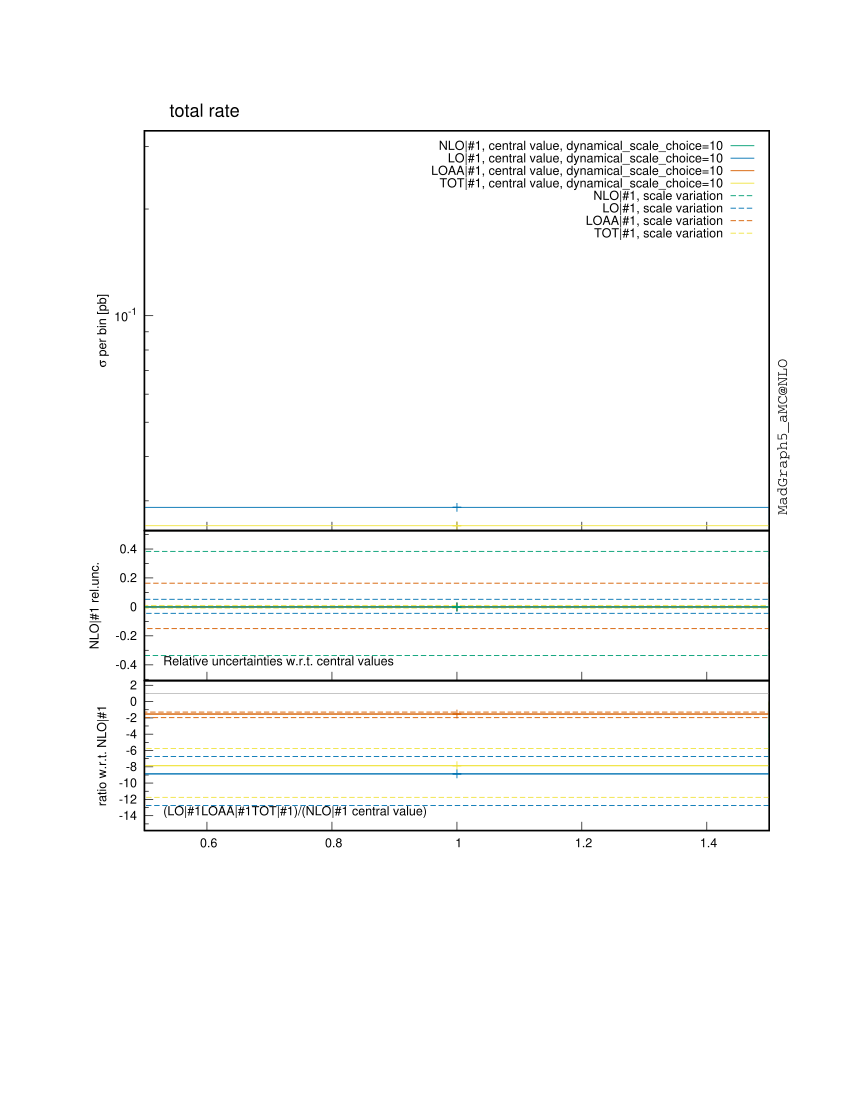

This chart was generated by the following gnuplot code:

################################################################################
#
# This gnuplot file was generated by MadGraph5_aMC@NLO project, a program which 
# automatically generates Feynman diagrams and matrix elements for arbitrary
# high-energy processes in the Standard Model and beyond. It also perform the
# integration and/or generate events for these processes, at LO and NLO accuracy.
#
# For more information, visit madgraph.phys.ucl.ac.be and amcatnlo.web.cern.ch
#
################################################################################
# /farmstorage/marcozaro/MadGraph/mg5amcnlo/mupmum_tt_nlo/bin/internal/histograms.py /farmstorage/marcozaro/MadGraph/mg5amcnlo/mupmum_tt_nlo/SubProcesses/P0_mupmum_ttx/all_G1_37/MADatNLO.HwU /farmstorage/marcozaro/MadGraph/mg5amcnlo/mupmum_tt_nlo/SubProcesses/P0_mupmum_ttx/all_G1_56/MADatNLO.HwU /farmstorage/marcozaro/MadGraph/mg5amcnlo/mupmum_tt_nlo/SubProcesses/P0_mupmum_ttx/all_G1_53/MADatNLO.HwU /farmstorage/marcozaro/MadGraph/mg5amcnlo/mupmum_tt_nlo/SubProcesses/P0_mupmum_ttx/all_G1_35/MADatNLO.HwU /farmstorage/marcozaro/MadGraph/mg5amcnlo/mupmum_tt_nlo/SubProcesses/P0_mupmum_ttx/all_G1_6/MADatNLO.HwU /farmstorage/marcozaro/MadGraph/mg5amcnlo/mupmum_tt_nlo/SubProcesses/P0_mupmum_ttx/all_G1_33/MADatNLO.HwU /farmstorage/marcozaro/MadGraph/mg5amcnlo/mupmum_tt_nlo/SubProcesses/P0_mupmum_ttx/all_G1_21/MADatNLO.HwU /farmstorage/marcozaro/MadGraph/mg5amcnlo/mupmum_tt_nlo/SubProcesses/P0_mupmum_ttx/all_G1_85/MADatNLO.HwU /farmstorage/marcozaro/MadGraph/mg5amcnlo/mupmum_tt_nlo/SubProcesses/P0_mupmum_ttx/all_G1_52/MADatNLO.HwU /farmstorage/marcozaro/MadGraph/mg5amcnlo/mupmum_tt_nlo/SubProcesses/P0_mupmum_ttx/all_G1_61/MADatNLO.HwU /farmstorage/marcozaro/MadGraph/mg5amcnlo/mupmum_tt_nlo/SubProcesses/P0_mupmum_ttx/all_G1_59/MADatNLO.HwU /farmstorage/marcozaro/MadGraph/mg5amcnlo/mupmum_tt_nlo/SubProcesses/P0_mupmum_ttx/all_G1_51/MADatNLO.HwU /farmstorage/marcozaro/MadGraph/mg5amcnlo/mupmum_tt_nlo/SubProcesses/P0_mupmum_ttx/all_G1_79/MADatNLO.HwU /farmstorage/marcozaro/MadGraph/mg5amcnlo/mupmum_tt_nlo/SubProcesses/P0_mupmum_ttx/all_G1_87/MADatNLO.HwU /farmstorage/marcozaro/MadGraph/mg5amcnlo/mupmum_tt_nlo/SubProcesses/P0_mupmum_ttx/all_G1_43/MADatNLO.HwU /farmstorage/marcozaro/MadGraph/mg5amcnlo/mupmum_tt_nlo/SubProcesses/P0_mupmum_ttx/all_G1_22/MADatNLO.HwU /farmstorage/marcozaro/MadGraph/mg5amcnlo/mupmum_tt_nlo/SubProcesses/P0_mupmum_ttx/all_G1_1/MADatNLO.HwU /farmstorage/marcozaro/MadGraph/mg5amcnlo/mupmum_tt_nlo/SubProcesses/P0_mupmum_ttx/all_G1_65/MADatNLO.HwU /farmstorage/marcozaro/MadGraph/mg5amcnlo/mupmum_tt_nlo/SubProcesses/P0_mupmum_ttx/all_G1_20/MADatNLO.HwU /farmstorage/marcozaro/MadGraph/mg5amcnlo/mupmum_tt_nlo/SubProcesses/P0_mupmum_ttx/all_G1_67/MADatNLO.HwU /farmstorage/marcozaro/MadGraph/mg5amcnlo/mupmum_tt_nlo/SubProcesses/P0_mupmum_ttx/all_G1_48/MADatNLO.HwU /farmstorage/marcozaro/MadGraph/mg5amcnlo/mupmum_tt_nlo/SubProcesses/P0_mupmum_ttx/all_G1_40/MADatNLO.HwU /farmstorage/marcozaro/MadGraph/mg5amcnlo/mupmum_tt_nlo/SubProcesses/P0_mupmum_ttx/all_G1_71/MADatNLO.HwU /farmstorage/marcozaro/MadGraph/mg5amcnlo/mupmum_tt_nlo/SubProcesses/P0_mupmum_ttx/all_G1_78/MADatNLO.HwU /farmstorage/marcozaro/MadGraph/mg5amcnlo/mupmum_tt_nlo/SubProcesses/P0_mupmum_ttx/all_G1_68/MADatNLO.HwU /farmstorage/marcozaro/MadGraph/mg5amcnlo/mupmum_tt_nlo/SubProcesses/P0_mupmum_ttx/all_G1_69/MADatNLO.HwU /farmstorage/marcozaro/MadGraph/mg5amcnlo/mupmum_tt_nlo/SubProcesses/P0_mupmum_ttx/all_G1_77/MADatNLO.HwU /farmstorage/marcozaro/MadGraph/mg5amcnlo/mupmum_tt_nlo/SubProcesses/P0_mupmum_ttx/all_G1_24/MADatNLO.HwU /farmstorage/marcozaro/MadGraph/mg5amcnlo/mupmum_tt_nlo/SubProcesses/P0_mupmum_ttx/all_G1_5/MADatNLO.HwU /farmstorage/marcozaro/MadGraph/mg5amcnlo/mupmum_tt_nlo/SubProcesses/P0_mupmum_ttx/all_G1_50/MADatNLO.HwU /farmstorage/marcozaro/MadGraph/mg5amcnlo/mupmum_tt_nlo/SubProcesses/P0_mupmum_ttx/all_G1_83/MADatNLO.HwU /farmstorage/marcozaro/MadGraph/mg5amcnlo/mupmum_tt_nlo/SubProcesses/P0_mupmum_ttx/all_G1_30/MADatNLO.HwU /farmstorage/marcozaro/MadGraph/mg5amcnlo/mupmum_tt_nlo/SubProcesses/P0_mupmum_ttx/all_G1_70/MADatNLO.HwU /farmstorage/marcozaro/MadGraph/mg5amcnlo/mupmum_tt_nlo/SubProcesses/P0_mupmum_ttx/all_G1_57/MADatNLO.HwU /farmstorage/marcozaro/MadGraph/mg5amcnlo/mupmum_tt_nlo/SubProcesses/P0_mupmum_ttx/all_G1_15/MADatNLO.HwU /farmstorage/marcozaro/MadGraph/mg5amcnlo/mupmum_tt_nlo/SubProcesses/P0_mupmum_ttx/all_G1_86/MADatNLO.HwU /farmstorage/marcozaro/MadGraph/mg5amcnlo/mupmum_tt_nlo/SubProcesses/P0_mupmum_ttx/all_G1_82/MADatNLO.HwU /farmstorage/marcozaro/MadGraph/mg5amcnlo/mupmum_tt_nlo/SubProcesses/P0_mupmum_ttx/all_G1_62/MADatNLO.HwU /farmstorage/marcozaro/MadGraph/mg5amcnlo/mupmum_tt_nlo/SubProcesses/P0_mupmum_ttx/all_G1_55/MADatNLO.HwU /farmstorage/marcozaro/MadGraph/mg5amcnlo/mupmum_tt_nlo/SubProcesses/P0_mupmum_ttx/all_G1_10/MADatNLO.HwU /farmstorage/marcozaro/MadGraph/mg5amcnlo/mupmum_tt_nlo/SubProcesses/P0_mupmum_ttx/all_G1_49/MADatNLO.HwU /farmstorage/marcozaro/MadGraph/mg5amcnlo/mupmum_tt_nlo/SubProcesses/P0_mupmum_ttx/all_G1_39/MADatNLO.HwU /farmstorage/marcozaro/MadGraph/mg5amcnlo/mupmum_tt_nlo/SubProcesses/P0_mupmum_ttx/all_G1_58/MADatNLO.HwU /farmstorage/marcozaro/MadGraph/mg5amcnlo/mupmum_tt_nlo/SubProcesses/P0_mupmum_ttx/all_G1_36/MADatNLO.HwU /farmstorage/marcozaro/MadGraph/mg5amcnlo/mupmum_tt_nlo/SubProcesses/P0_mupmum_ttx/all_G1_28/MADatNLO.HwU /farmstorage/marcozaro/MadGraph/mg5amcnlo/mupmum_tt_nlo/SubProcesses/P0_mupmum_ttx/all_G1_46/MADatNLO.HwU /farmstorage/marcozaro/MadGraph/mg5amcnlo/mupmum_tt_nlo/SubProcesses/P0_mupmum_ttx/all_G1_80/MADatNLO.HwU /farmstorage/marcozaro/MadGraph/mg5amcnlo/mupmum_tt_nlo/SubProcesses/P0_mupmum_ttx/all_G1_60/MADatNLO.HwU /farmstorage/marcozaro/MadGraph/mg5amcnlo/mupmum_tt_nlo/SubProcesses/P0_mupmum_ttx/all_G1_8/MADatNLO.HwU /farmstorage/marcozaro/MadGraph/mg5amcnlo/mupmum_tt_nlo/SubProcesses/P0_mupmum_ttx/all_G1_41/MADatNLO.HwU /farmstorage/marcozaro/MadGraph/mg5amcnlo/mupmum_tt_nlo/SubProcesses/P0_mupmum_ttx/all_G1_66/MADatNLO.HwU /farmstorage/marcozaro/MadGraph/mg5amcnlo/mupmum_tt_nlo/SubProcesses/P0_mupmum_ttx/all_G1_84/MADatNLO.HwU /farmstorage/marcozaro/MadGraph/mg5amcnlo/mupmum_tt_nlo/SubProcesses/P0_mupmum_ttx/all_G1_25/MADatNLO.HwU /farmstorage/marcozaro/MadGraph/mg5amcnlo/mupmum_tt_nlo/SubProcesses/P0_mupmum_ttx/all_G1_73/MADatNLO.HwU /farmstorage/marcozaro/MadGraph/mg5amcnlo/mupmum_tt_nlo/SubProcesses/P0_mupmum_ttx/all_G1_44/MADatNLO.HwU /farmstorage/marcozaro/MadGraph/mg5amcnlo/mupmum_tt_nlo/SubProcesses/P0_mupmum_ttx/all_G1_42/MADatNLO.HwU /farmstorage/marcozaro/MadGraph/mg5amcnlo/mupmum_tt_nlo/SubProcesses/P0_mupmum_ttx/all_G1_81/MADatNLO.HwU /farmstorage/marcozaro/MadGraph/mg5amcnlo/mupmum_tt_nlo/SubProcesses/P0_mupmum_ttx/all_G1_2/MADatNLO.HwU /farmstorage/marcozaro/MadGraph/mg5amcnlo/mupmum_tt_nlo/SubProcesses/P0_mupmum_ttx/all_G1_18/MADatNLO.HwU /farmstorage/marcozaro/MadGraph/mg5amcnlo/mupmum_tt_nlo/SubProcesses/P0_mupmum_ttx/all_G1_29/MADatNLO.HwU /farmstorage/marcozaro/MadGraph/mg5amcnlo/mupmum_tt_nlo/SubProcesses/P0_mupmum_ttx/all_G1_12/MADatNLO.HwU /farmstorage/marcozaro/MadGraph/mg5amcnlo/mupmum_tt_nlo/SubProcesses/P0_mupmum_ttx/all_G1_19/MADatNLO.HwU /farmstorage/marcozaro/MadGraph/mg5amcnlo/mupmum_tt_nlo/SubProcesses/P0_mupmum_ttx/all_G1_63/MADatNLO.HwU /farmstorage/marcozaro/MadGraph/mg5amcnlo/mupmum_tt_nlo/SubProcesses/P0_mupmum_ttx/all_G1_16/MADatNLO.HwU /farmstorage/marcozaro/MadGraph/mg5amcnlo/mupmum_tt_nlo/SubProcesses/P0_mupmum_ttx/all_G1_26/MADatNLO.HwU /farmstorage/marcozaro/MadGraph/mg5amcnlo/mupmum_tt_nlo/SubProcesses/P0_mupmum_ttx/all_G1_38/MADatNLO.HwU /farmstorage/marcozaro/MadGraph/mg5amcnlo/mupmum_tt_nlo/SubProcesses/P0_mupmum_ttx/all_G1_7/MADatNLO.HwU /farmstorage/marcozaro/MadGraph/mg5amcnlo/mupmum_tt_nlo/SubProcesses/P0_mupmum_ttx/all_G1_27/MADatNLO.HwU /farmstorage/marcozaro/MadGraph/mg5amcnlo/mupmum_tt_nlo/SubProcesses/P0_mupmum_ttx/all_G1_31/MADatNLO.HwU /farmstorage/marcozaro/MadGraph/mg5amcnlo/mupmum_tt_nlo/SubProcesses/P0_mupmum_ttx/all_G1_45/MADatNLO.HwU /farmstorage/marcozaro/MadGraph/mg5amcnlo/mupmum_tt_nlo/SubProcesses/P0_mupmum_ttx/all_G1_75/MADatNLO.HwU /farmstorage/marcozaro/MadGraph/mg5amcnlo/mupmum_tt_nlo/SubProcesses/P0_mupmum_ttx/all_G1_11/MADatNLO.HwU /farmstorage/marcozaro/MadGraph/mg5amcnlo/mupmum_tt_nlo/SubProcesses/P0_mupmum_ttx/all_G1_3/MADatNLO.HwU /farmstorage/marcozaro/MadGraph/mg5amcnlo/mupmum_tt_nlo/SubProcesses/P0_mupmum_ttx/all_G1_14/MADatNLO.HwU /farmstorage/marcozaro/MadGraph/mg5amcnlo/mupmum_tt_nlo/SubProcesses/P0_mupmum_ttx/all_G1_74/MADatNLO.HwU /farmstorage/marcozaro/MadGraph/mg5amcnlo/mupmum_tt_nlo/SubProcesses/P0_mupmum_ttx/all_G1_32/MADatNLO.HwU /farmstorage/marcozaro/MadGraph/mg5amcnlo/mupmum_tt_nlo/SubProcesses/P0_mupmum_ttx/all_G1_72/MADatNLO.HwU /farmstorage/marcozaro/MadGraph/mg5amcnlo/mupmum_tt_nlo/SubProcesses/P0_mupmum_ttx/all_G1_34/MADatNLO.HwU /farmstorage/marcozaro/MadGraph/mg5amcnlo/mupmum_tt_nlo/SubProcesses/P0_mupmum_ttx/all_G1_47/MADatNLO.HwU /farmstorage/marcozaro/MadGraph/mg5amcnlo/mupmum_tt_nlo/SubProcesses/P0_mupmum_ttx/all_G1_13/MADatNLO.HwU /farmstorage/marcozaro/MadGraph/mg5amcnlo/mupmum_tt_nlo/SubProcesses/P0_mupmum_ttx/all_G1_17/MADatNLO.HwU /farmstorage/marcozaro/MadGraph/mg5amcnlo/mupmum_tt_nlo/SubProcesses/P0_mupmum_ttx/all_G1_9/MADatNLO.HwU /farmstorage/marcozaro/MadGraph/mg5amcnlo/mupmum_tt_nlo/SubProcesses/P0_mupmum_ttx/all_G1_64/MADatNLO.HwU /farmstorage/marcozaro/MadGraph/mg5amcnlo/mupmum_tt_nlo/SubProcesses/P0_mupmum_ttx/all_G1_4/MADatNLO.HwU /farmstorage/marcozaro/MadGraph/mg5amcnlo/mupmum_tt_nlo/SubProcesses/P0_mupmum_ttx/all_G1_76/MADatNLO.HwU /farmstorage/marcozaro/MadGraph/mg5amcnlo/mupmum_tt_nlo/SubProcesses/P0_mupmum_ttx/all_G1_23/MADatNLO.HwU /farmstorage/marcozaro/MadGraph/mg5amcnlo/mupmum_tt_nlo/SubProcesses/P0_mupmum_ttx/all_G1_54/MADatNLO.HwU /farmstorage/marcozaro/MadGraph/mg5amcnlo/mupmum_tt_nlo/SubProcesses/P0_aa_ttx/all_G1_97/MADatNLO.HwU /farmstorage/marcozaro/MadGraph/mg5amcnlo/mupmum_tt_nlo/SubProcesses/P0_aa_ttx/all_G1_40/MADatNLO.HwU /farmstorage/marcozaro/MadGraph/mg5amcnlo/mupmum_tt_nlo/SubProcesses/P0_aa_ttx/all_G1_13/MADatNLO.HwU /farmstorage/marcozaro/MadGraph/mg5amcnlo/mupmum_tt_nlo/SubProcesses/P0_aa_ttx/all_G1_18/MADatNLO.HwU /farmstorage/marcozaro/MadGraph/mg5amcnlo/mupmum_tt_nlo/SubProcesses/P0_aa_ttx/all_G1_26/MADatNLO.HwU /farmstorage/marcozaro/MadGraph/mg5amcnlo/mupmum_tt_nlo/SubProcesses/P0_aa_ttx/all_G1_22/MADatNLO.HwU /farmstorage/marcozaro/MadGraph/mg5amcnlo/mupmum_tt_nlo/SubProcesses/P0_aa_ttx/all_G1_56/MADatNLO.HwU /farmstorage/marcozaro/MadGraph/mg5amcnlo/mupmum_tt_nlo/SubProcesses/P0_aa_ttx/all_G1_58/MADatNLO.HwU /farmstorage/marcozaro/MadGraph/mg5amcnlo/mupmum_tt_nlo/SubProcesses/P0_aa_ttx/all_G1_93/MADatNLO.HwU /farmstorage/marcozaro/MadGraph/mg5amcnlo/mupmum_tt_nlo/SubProcesses/P0_aa_ttx/all_G1_84/MADatNLO.HwU /farmstorage/marcozaro/MadGraph/mg5amcnlo/mupmum_tt_nlo/SubProcesses/P0_aa_ttx/all_G1_100/MADatNLO.HwU /farmstorage/marcozaro/MadGraph/mg5amcnlo/mupmum_tt_nlo/SubProcesses/P0_aa_ttx/all_G1_82/MADatNLO.HwU /farmstorage/marcozaro/MadGraph/mg5amcnlo/mupmum_tt_nlo/SubProcesses/P0_aa_ttx/all_G1_92/MADatNLO.HwU /farmstorage/marcozaro/MadGraph/mg5amcnlo/mupmum_tt_nlo/SubProcesses/P0_aa_ttx/all_G1_31/MADatNLO.HwU /farmstorage/marcozaro/MadGraph/mg5amcnlo/mupmum_tt_nlo/SubProcesses/P0_aa_ttx/all_G1_78/MADatNLO.HwU /farmstorage/marcozaro/MadGraph/mg5amcnlo/mupmum_tt_nlo/SubProcesses/P0_aa_ttx/all_G1_95/MADatNLO.HwU /farmstorage/marcozaro/MadGraph/mg5amcnlo/mupmum_tt_nlo/SubProcesses/P0_aa_ttx/all_G1_39/MADatNLO.HwU /farmstorage/marcozaro/MadGraph/mg5amcnlo/mupmum_tt_nlo/SubProcesses/P0_aa_ttx/all_G1_30/MADatNLO.HwU /farmstorage/marcozaro/MadGraph/mg5amcnlo/mupmum_tt_nlo/SubProcesses/P0_aa_ttx/all_G1_16/MADatNLO.HwU /farmstorage/marcozaro/MadGraph/mg5amcnlo/mupmum_tt_nlo/SubProcesses/P0_aa_ttx/all_G1_24/MADatNLO.HwU /farmstorage/marcozaro/MadGraph/mg5amcnlo/mupmum_tt_nlo/SubProcesses/P0_aa_ttx/all_G1_27/MADatNLO.HwU /farmstorage/marcozaro/MadGraph/mg5amcnlo/mupmum_tt_nlo/SubProcesses/P0_aa_ttx/all_G1_60/MADatNLO.HwU /farmstorage/marcozaro/MadGraph/mg5amcnlo/mupmum_tt_nlo/SubProcesses/P0_aa_ttx/all_G1_73/MADatNLO.HwU /farmstorage/marcozaro/MadGraph/mg5amcnlo/mupmum_tt_nlo/SubProcesses/P0_aa_ttx/all_G1_98/MADatNLO.HwU /farmstorage/marcozaro/MadGraph/mg5amcnlo/mupmum_tt_nlo/SubProcesses/P0_aa_ttx/all_G1_61/MADatNLO.HwU /farmstorage/marcozaro/MadGraph/mg5amcnlo/mupmum_tt_nlo/SubProcesses/P0_aa_ttx/all_G1_87/MADatNLO.HwU /farmstorage/marcozaro/MadGraph/mg5amcnlo/mupmum_tt_nlo/SubProcesses/P0_aa_ttx/all_G1_83/MADatNLO.HwU /farmstorage/marcozaro/MadGraph/mg5amcnlo/mupmum_tt_nlo/SubProcesses/P0_aa_ttx/all_G1_77/MADatNLO.HwU /farmstorage/marcozaro/MadGraph/mg5amcnlo/mupmum_tt_nlo/SubProcesses/P0_aa_ttx/all_G1_63/MADatNLO.HwU /farmstorage/marcozaro/MadGraph/mg5amcnlo/mupmum_tt_nlo/SubProcesses/P0_aa_ttx/all_G1_67/MADatNLO.HwU /farmstorage/marcozaro/MadGraph/mg5amcnlo/mupmum_tt_nlo/SubProcesses/P0_aa_ttx/all_G1_49/MADatNLO.HwU /farmstorage/marcozaro/MadGraph/mg5amcnlo/mupmum_tt_nlo/SubProcesses/P0_aa_ttx/all_G1_88/MADatNLO.HwU /farmstorage/marcozaro/MadGraph/mg5amcnlo/mupmum_tt_nlo/SubProcesses/P0_aa_ttx/all_G1_47/MADatNLO.HwU /farmstorage/marcozaro/MadGraph/mg5amcnlo/mupmum_tt_nlo/SubProcesses/P0_aa_ttx/all_G1_41/MADatNLO.HwU /farmstorage/marcozaro/MadGraph/mg5amcnlo/mupmum_tt_nlo/SubProcesses/P0_aa_ttx/all_G1_89/MADatNLO.HwU /farmstorage/marcozaro/MadGraph/mg5amcnlo/mupmum_tt_nlo/SubProcesses/P0_aa_ttx/all_G1_28/MADatNLO.HwU /farmstorage/marcozaro/MadGraph/mg5amcnlo/mupmum_tt_nlo/SubProcesses/P0_aa_ttx/all_G1_10/MADatNLO.HwU /farmstorage/marcozaro/MadGraph/mg5amcnlo/mupmum_tt_nlo/SubProcesses/P0_aa_ttx/all_G1_34/MADatNLO.HwU /farmstorage/marcozaro/MadGraph/mg5amcnlo/mupmum_tt_nlo/SubProcesses/P0_aa_ttx/all_G1_1/MADatNLO.HwU /farmstorage/marcozaro/MadGraph/mg5amcnlo/mupmum_tt_nlo/SubProcesses/P0_aa_ttx/all_G1_15/MADatNLO.HwU /farmstorage/marcozaro/MadGraph/mg5amcnlo/mupmum_tt_nlo/SubProcesses/P0_aa_ttx/all_G1_36/MADatNLO.HwU /farmstorage/marcozaro/MadGraph/mg5amcnlo/mupmum_tt_nlo/SubProcesses/P0_aa_ttx/all_G1_9/MADatNLO.HwU /farmstorage/marcozaro/MadGraph/mg5amcnlo/mupmum_tt_nlo/SubProcesses/P0_aa_ttx/all_G1_66/MADatNLO.HwU /farmstorage/marcozaro/MadGraph/mg5amcnlo/mupmum_tt_nlo/SubProcesses/P0_aa_ttx/all_G1_52/MADatNLO.HwU /farmstorage/marcozaro/MadGraph/mg5amcnlo/mupmum_tt_nlo/SubProcesses/P0_aa_ttx/all_G1_20/MADatNLO.HwU /farmstorage/marcozaro/MadGraph/mg5amcnlo/mupmum_tt_nlo/SubProcesses/P0_aa_ttx/all_G1_91/MADatNLO.HwU /farmstorage/marcozaro/MadGraph/mg5amcnlo/mupmum_tt_nlo/SubProcesses/P0_aa_ttx/all_G1_2/MADatNLO.HwU /farmstorage/marcozaro/MadGraph/mg5amcnlo/mupmum_tt_nlo/SubProcesses/P0_aa_ttx/all_G1_45/MADatNLO.HwU /farmstorage/marcozaro/MadGraph/mg5amcnlo/mupmum_tt_nlo/SubProcesses/P0_aa_ttx/all_G1_99/MADatNLO.HwU /farmstorage/marcozaro/MadGraph/mg5amcnlo/mupmum_tt_nlo/SubProcesses/P0_aa_ttx/all_G1_44/MADatNLO.HwU /farmstorage/marcozaro/MadGraph/mg5amcnlo/mupmum_tt_nlo/SubProcesses/P0_aa_ttx/all_G1_62/MADatNLO.HwU /farmstorage/marcozaro/MadGraph/mg5amcnlo/mupmum_tt_nlo/SubProcesses/P0_aa_ttx/all_G1_94/MADatNLO.HwU /farmstorage/marcozaro/MadGraph/mg5amcnlo/mupmum_tt_nlo/SubProcesses/P0_aa_ttx/all_G1_80/MADatNLO.HwU /farmstorage/marcozaro/MadGraph/mg5amcnlo/mupmum_tt_nlo/SubProcesses/P0_aa_ttx/all_G1_11/MADatNLO.HwU /farmstorage/marcozaro/MadGraph/mg5amcnlo/mupmum_tt_nlo/SubProcesses/P0_aa_ttx/all_G1_6/MADatNLO.HwU /farmstorage/marcozaro/MadGraph/mg5amcnlo/mupmum_tt_nlo/SubProcesses/P0_aa_ttx/all_G1_8/MADatNLO.HwU /farmstorage/marcozaro/MadGraph/mg5amcnlo/mupmum_tt_nlo/SubProcesses/P0_aa_ttx/all_G1_46/MADatNLO.HwU /farmstorage/marcozaro/MadGraph/mg5amcnlo/mupmum_tt_nlo/SubProcesses/P0_aa_ttx/all_G1_79/MADatNLO.HwU /farmstorage/marcozaro/MadGraph/mg5amcnlo/mupmum_tt_nlo/SubProcesses/P0_aa_ttx/all_G1_51/MADatNLO.HwU /farmstorage/marcozaro/MadGraph/mg5amcnlo/mupmum_tt_nlo/SubProcesses/P0_aa_ttx/all_G1_68/MADatNLO.HwU /farmstorage/marcozaro/MadGraph/mg5amcnlo/mupmum_tt_nlo/SubProcesses/P0_aa_ttx/all_G1_53/MADatNLO.HwU /farmstorage/marcozaro/MadGraph/mg5amcnlo/mupmum_tt_nlo/SubProcesses/P0_aa_ttx/all_G1_54/MADatNLO.HwU /farmstorage/marcozaro/MadGraph/mg5amcnlo/mupmum_tt_nlo/SubProcesses/P0_aa_ttx/all_G1_17/MADatNLO.HwU /farmstorage/marcozaro/MadGraph/mg5amcnlo/mupmum_tt_nlo/SubProcesses/P0_aa_ttx/all_G1_81/MADatNLO.HwU /farmstorage/marcozaro/MadGraph/mg5amcnlo/mupmum_tt_nlo/SubProcesses/P0_aa_ttx/all_G1_55/MADatNLO.HwU /farmstorage/marcozaro/MadGraph/mg5amcnlo/mupmum_tt_nlo/SubProcesses/P0_aa_ttx/all_G1_7/MADatNLO.HwU /farmstorage/marcozaro/MadGraph/mg5amcnlo/mupmum_tt_nlo/SubProcesses/P0_aa_ttx/all_G1_23/MADatNLO.HwU /farmstorage/marcozaro/MadGraph/mg5amcnlo/mupmum_tt_nlo/SubProcesses/P0_aa_ttx/all_G1_65/MADatNLO.HwU /farmstorage/marcozaro/MadGraph/mg5amcnlo/mupmum_tt_nlo/SubProcesses/P0_aa_ttx/all_G1_35/MADatNLO.HwU /farmstorage/marcozaro/MadGraph/mg5amcnlo/mupmum_tt_nlo/SubProcesses/P0_aa_ttx/all_G1_4/MADatNLO.HwU /farmstorage/marcozaro/MadGraph/mg5amcnlo/mupmum_tt_nlo/SubProcesses/P0_aa_ttx/all_G1_21/MADatNLO.HwU /farmstorage/marcozaro/MadGraph/mg5amcnlo/mupmum_tt_nlo/SubProcesses/P0_aa_ttx/all_G1_29/MADatNLO.HwU /farmstorage/marcozaro/MadGraph/mg5amcnlo/mupmum_tt_nlo/SubProcesses/P0_aa_ttx/all_G1_74/MADatNLO.HwU /farmstorage/marcozaro/MadGraph/mg5amcnlo/mupmum_tt_nlo/SubProcesses/P0_aa_ttx/all_G1_75/MADatNLO.HwU /farmstorage/marcozaro/MadGraph/mg5amcnlo/mupmum_tt_nlo/SubProcesses/P0_aa_ttx/all_G1_25/MADatNLO.HwU /farmstorage/marcozaro/MadGraph/mg5amcnlo/mupmum_tt_nlo/SubProcesses/P0_aa_ttx/all_G1_69/MADatNLO.HwU /farmstorage/marcozaro/MadGraph/mg5amcnlo/mupmum_tt_nlo/SubProcesses/P0_aa_ttx/all_G1_86/MADatNLO.HwU /farmstorage/marcozaro/MadGraph/mg5amcnlo/mupmum_tt_nlo/SubProcesses/P0_aa_ttx/all_G1_70/MADatNLO.HwU /farmstorage/marcozaro/MadGraph/mg5amcnlo/mupmum_tt_nlo/SubProcesses/P0_aa_ttx/all_G1_85/MADatNLO.HwU /farmstorage/marcozaro/MadGraph/mg5amcnlo/mupmum_tt_nlo/SubProcesses/P0_aa_ttx/all_G1_76/MADatNLO.HwU /farmstorage/marcozaro/MadGraph/mg5amcnlo/mupmum_tt_nlo/SubProcesses/P0_aa_ttx/all_G1_50/MADatNLO.HwU /farmstorage/marcozaro/MadGraph/mg5amcnlo/mupmum_tt_nlo/SubProcesses/P0_aa_ttx/all_G1_96/MADatNLO.HwU /farmstorage/marcozaro/MadGraph/mg5amcnlo/mupmum_tt_nlo/SubProcesses/P0_aa_ttx/all_G1_19/MADatNLO.HwU /farmstorage/marcozaro/MadGraph/mg5amcnlo/mupmum_tt_nlo/SubProcesses/P0_aa_ttx/all_G1_14/MADatNLO.HwU /farmstorage/marcozaro/MadGraph/mg5amcnlo/mupmum_tt_nlo/SubProcesses/P0_aa_ttx/all_G1_33/MADatNLO.HwU /farmstorage/marcozaro/MadGraph/mg5amcnlo/mupmum_tt_nlo/SubProcesses/P0_aa_ttx/all_G1_57/MADatNLO.HwU /farmstorage/marcozaro/MadGraph/mg5amcnlo/mupmum_tt_nlo/SubProcesses/P0_aa_ttx/all_G1_43/MADatNLO.HwU /farmstorage/marcozaro/MadGraph/mg5amcnlo/mupmum_tt_nlo/SubProcesses/P0_aa_ttx/all_G1_64/MADatNLO.HwU /farmstorage/marcozaro/MadGraph/mg5amcnlo/mupmum_tt_nlo/SubProcesses/P0_aa_ttx/all_G1_90/MADatNLO.HwU /farmstorage/marcozaro/MadGraph/mg5amcnlo/mupmum_tt_nlo/SubProcesses/P0_aa_ttx/all_G1_59/MADatNLO.HwU /farmstorage/marcozaro/MadGraph/mg5amcnlo/mupmum_tt_nlo/SubProcesses/P0_aa_ttx/all_G1_71/MADatNLO.HwU /farmstorage/marcozaro/MadGraph/mg5amcnlo/mupmum_tt_nlo/SubProcesses/P0_aa_ttx/all_G1_32/MADatNLO.HwU /farmstorage/marcozaro/MadGraph/mg5amcnlo/mupmum_tt_nlo/SubProcesses/P0_aa_ttx/all_G1_72/MADatNLO.HwU /farmstorage/marcozaro/MadGraph/mg5amcnlo/mupmum_tt_nlo/SubProcesses/P0_aa_ttx/all_G1_38/MADatNLO.HwU /farmstorage/marcozaro/MadGraph/mg5amcnlo/mupmum_tt_nlo/SubProcesses/P0_aa_ttx/all_G1_12/MADatNLO.HwU /farmstorage/marcozaro/MadGraph/mg5amcnlo/mupmum_tt_nlo/SubProcesses/P0_aa_ttx/all_G1_42/MADatNLO.HwU /farmstorage/marcozaro/MadGraph/mg5amcnlo/mupmum_tt_nlo/SubProcesses/P0_aa_ttx/all_G1_37/MADatNLO.HwU /farmstorage/marcozaro/MadGraph/mg5amcnlo/mupmum_tt_nlo/SubProcesses/P0_aa_ttx/all_G1_3/MADatNLO.HwU /farmstorage/marcozaro/MadGraph/mg5amcnlo/mupmum_tt_nlo/SubProcesses/P0_aa_ttx/all_G1_5/MADatNLO.HwU /farmstorage/marcozaro/MadGraph/mg5amcnlo/mupmum_tt_nlo/SubProcesses/P0_aa_ttx/all_G1_48/MADatNLO.HwU --out=/farmstorage/marcozaro/MadGraph/mg5amcnlo/mupmum_tt_nlo/Events/run_3tev_NLO/MADatNLO --gnuplot --band=[] --lhapdf-config=/home/marcozaro/LHAPDF6/bin/lhapdf-config --sum --keep_all_weights --no_open
reset

set lmargin 10
set rmargin 0
set terminal postscript portrait enhanced color "Helvetica" 9 
# The pdf terminal offers transparency support, but you will have to adapt things a bit
#set terminal pdf enhanced font "Helvetica 12" lw 1.0 dashed size 29.7cm, 21cm
set key font ",9"
set key samplen "2"
set output "MADatNLO.ps"

# This is the "PODO" color palette of gnuplot v.5, but with the order
# changed: palette of colors selected to be easily distinguishable by
# color-blind individuals with either protanopia or deuteranopia. Bang
# Wong [2011] Nature Methods 8, 441.

set style line   1 lt 1 lc rgb "#009e73" lw 1.3
set style line 101 lt 1 lc rgb "#009e73" lw 1.3 dt (6,3)
set style line  11 lt 2 lc rgb "#009e73" lw 1.3 dt (6,3)
set style line  21 lt 4 lc rgb "#009e73" lw 1.3 dt (3,2)
set style line  31 lt 6 lc rgb "#009e73" lw 1.3 dt (2,1)
set style line  41 lt 8 lc rgb "#009e73" lw 1.3 dt (4,3)

set style line   2 lt 1 lc rgb "#0072b2" lw 1.3
set style line 102 lt 1 lc rgb "#0072b2" lw 1.3 dt (6,3)
set style line  12 lt 2 lc rgb "#0072b2" lw 1.3 dt (6,3)
set style line  22 lt 4 lc rgb "#0072b2" lw 1.3 dt (3,2)
set style line  32 lt 6 lc rgb "#0072b2" lw 1.3 dt (2,1)
set style line  42 lt 8 lc rgb "#0072b2" lw 1.3 dt (4,3)

set style line   3 lt 1 lc rgb "#d55e00" lw 1.3
set style line 103 lt 1 lc rgb "#d55e00" lw 1.3 dt (6,3)
set style line  13 lt 2 lc rgb "#d55e00" lw 1.3 dt (6,3)
set style line  23 lt 4 lc rgb "#d55e00" lw 1.3 dt (3,2)
set style line  33 lt 6 lc rgb "#d55e00" lw 1.3 dt (2,1)
set style line  43 lt 8 lc rgb "#d55e00" lw 1.3 dt (4,3)

set style line   4 lt 1 lc rgb "#f0e442" lw 1.3
set style line 104 lt 1 lc rgb "#f0e442" lw 1.3 dt (6,3)
set style line  14 lt 2 lc rgb "#f0e442" lw 1.3 dt (6,3)
set style line  24 lt 4 lc rgb "#f0e442" lw 1.3 dt (3,2)
set style line  34 lt 6 lc rgb "#f0e442" lw 1.3 dt (2,1)
set style line  44 lt 8 lc rgb "#f0e442" lw 1.3 dt (4,3)

set style line   5 lt 1 lc rgb "#56b4e9" lw 1.3
set style line 105 lt 1 lc rgb "#56b4e9" lw 1.3 dt (6,3)
set style line  15 lt 2 lc rgb "#56b4e9" lw 1.3 dt (6,3)
set style line  25 lt 4 lc rgb "#56b4e9" lw 1.3 dt (3,2)
set style line  35 lt 6 lc rgb "#56b4e9" lw 1.3 dt (2,1)
set style line  45 lt 8 lc rgb "#56b4e9" lw 1.3 dt (4,3)

set style line   6 lt 1 lc rgb "#cc79a7" lw 1.3
set style line 106 lt 1 lc rgb "#cc79a7" lw 1.3 dt (6,3)
set style line  16 lt 2 lc rgb "#cc79a7" lw 1.3 dt (6,3)
set style line  26 lt 4 lc rgb "#cc79a7" lw 1.3 dt (3,2)
set style line  36 lt 6 lc rgb "#cc79a7" lw 1.3 dt (2,1)
set style line  46 lt 8 lc rgb "#cc79a7" lw 1.3 dt (4,3)

set style line   7 lt 1 lc rgb "#e69f00" lw 1.3
set style line 107 lt 1 lc rgb "#e69f00" lw 1.3 dt (6,3)
set style line  17 lt 2 lc rgb "#e69f00" lw 1.3 dt (6,3)
set style line  27 lt 4 lc rgb "#e69f00" lw 1.3 dt (3,2)
set style line  37 lt 6 lc rgb "#e69f00" lw 1.3 dt (2,1)
set style line  47 lt 8 lc rgb "#e69f00" lw 1.3 dt (4,3)

set style line   8 lt 1 lc rgb "black" lw 1.3
set style line 108 lt 1 lc rgb "black" lw 1.3 dt (6,3)
set style line  18 lt 2 lc rgb "black" lw 1.3 dt (6,3)
set style line  28 lt 4 lc rgb "black" lw 1.3 dt (3,2)
set style line  38 lt 6 lc rgb "black" lw 1.3 dt (2,1)
set style line  48 lt 8 lc rgb "black" lw 1.3 dt (4,3)


set style line 999 lt 1 lc rgb "gray" lw 1.3

safe(x,y,a) = (y == 0.0 ? a : x/y)

set style data histeps
set key invert



################################################################################
### Rendering of the plot titled 'total rate'
################################################################################

set multiplot
set label "total rate" font ",13" at graph 0.04, graph 1.05
set xrange [5.0000e-01:1.5000e+00]
set bmargin 0 
set tmargin 0
set xtics nomirror
set ytics nomirror
set mytics 10
set xtics auto
set key horizontal noreverse maxcols 1 width -4 
set label front 'MadGraph5\_aMC\@NLO' font "Courier,11" rotate by 90 at graph 1.02, graph 0.04

#-- rendering subhistograms 'NLO|#1 and LO|#1 results'

set format y '10^{%T}'
set yrange [2.4721e-02:3.3295e-01]
set origin 0.0000e+00, 5.0000e-01
set size 1.0000e+00, 4.0000e-01
set mytics 10
set ytics auto
set format x ''
set logscale y
set ylabel "{/Symbol s} per bin [pb]"

plot \
sqrt(-1) ls 14 title 'TOT|#1, scale variation',\
sqrt(-1) ls 13 title 'LOAA|#1, scale variation',\
sqrt(-1) ls 12 title 'LO|#1, scale variation',\
sqrt(-1) ls 11 title 'NLO|#1, scale variation',\
'MADatNLO.HwU' index 3 using (($1+$2)/2):($3 >= 0 ? sqrt(-1) : abs($3)):4 w yerrorbar ls 104 title '',\
'MADatNLO.HwU' index 3 using (($1+$2)/2):($3 >= 0 ? sqrt(-1) : abs($3)) ls 104 title '',\
'MADatNLO.HwU' index 3 using (($1+$2)/2):($3 < 0 ? sqrt(-1) : $3):4 w yerrorbar ls 4 title '',\
'MADatNLO.HwU' index 3 using (($1+$2)/2):($3 < 0 ? sqrt(-1) : $3) ls 4 title 'TOT|#1, central value, dynamical\_scale\_choice=10',\
'MADatNLO.HwU' index 2 using (($1+$2)/2):($3 >= 0 ? sqrt(-1) : abs($3)):4 w yerrorbar ls 103 title '',\
'MADatNLO.HwU' index 2 using (($1+$2)/2):($3 >= 0 ? sqrt(-1) : abs($3)) ls 103 title '',\
'MADatNLO.HwU' index 2 using (($1+$2)/2):($3 < 0 ? sqrt(-1) : $3):4 w yerrorbar ls 3 title '',\
'MADatNLO.HwU' index 2 using (($1+$2)/2):($3 < 0 ? sqrt(-1) : $3) ls 3 title 'LOAA|#1, central value, dynamical\_scale\_choice=10',\
'MADatNLO.HwU' index 1 using (($1+$2)/2):($3 >= 0 ? sqrt(-1) : abs($3)):4 w yerrorbar ls 102 title '',\
'MADatNLO.HwU' index 1 using (($1+$2)/2):($3 >= 0 ? sqrt(-1) : abs($3)) ls 102 title '',\
'MADatNLO.HwU' index 1 using (($1+$2)/2):($3 < 0 ? sqrt(-1) : $3):4 w yerrorbar ls 2 title '',\
'MADatNLO.HwU' index 1 using (($1+$2)/2):($3 < 0 ? sqrt(-1) : $3) ls 2 title 'LO|#1, central value, dynamical\_scale\_choice=10',\
'MADatNLO.HwU' index 0 using (($1+$2)/2):($3 >= 0 ? sqrt(-1) : abs($3)):4 w yerrorbar ls 101 title '',\
'MADatNLO.HwU' index 0 using (($1+$2)/2):($3 >= 0 ? sqrt(-1) : abs($3)) ls 101 title '',\
'MADatNLO.HwU' index 0 using (($1+$2)/2):($3 < 0 ? sqrt(-1) : $3):4 w yerrorbar ls 1 title '',\
'MADatNLO.HwU' index 0 using (($1+$2)/2):($3 < 0 ? sqrt(-1) : $3) ls 1 title 'NLO|#1, central value, dynamical\_scale\_choice=10'
#-- rendering subhistograms 'Relative scale and PDF uncertainty'
unset label
unset format
set yrange [-5.0868e-01:5.2724e-01]
set origin 0.0000e+00, 3.5000e-01
set size 1.0000e+00, 1.5000e-01
set mytics 2
set ytics auto
set format x ''
unset logscale y
set ylabel "NLO|#1 rel.unc."
set label "Relative uncertainties w.r.t. central values" font ",9" front at graph 0.03, graph 0.13
plot \
'MADatNLO.HwU' index 3 using (($1+$2)/2):(safe($7,$3,1.0)-1.0) ls 14 title '',\
'MADatNLO.HwU' index 3 using (($1+$2)/2):(safe($6,$3,1.0)-1.0) ls 14 title '',\
'MADatNLO.HwU' index 2 using (($1+$2)/2):(safe($7,$3,1.0)-1.0) ls 13 title '',\
'MADatNLO.HwU' index 2 using (($1+$2)/2):(safe($6,$3,1.0)-1.0) ls 13 title '',\
'MADatNLO.HwU' index 1 using (($1+$2)/2):(safe($7,$3,1.0)-1.0) ls 12 title '',\
'MADatNLO.HwU' index 1 using (($1+$2)/2):(safe($6,$3,1.0)-1.0) ls 12 title '',\
'MADatNLO.HwU' index 0 using (($1+$2)/2):(safe($7,$3,1.0)-1.0) ls 11 title '',\
'MADatNLO.HwU' index 0 using (($1+$2)/2):(safe($6,$3,1.0)-1.0) ls 11 title '',\
0.0 ls 999 title '',\
'MADatNLO.HwU' index 3 using (($1+$2)/2):(0.0):(safe($4,$3,0.0)) w yerrorbar ls 4 title '',\
'MADatNLO.HwU' index 3 using (($1+$2)/2):(safe($5,$3,1.0)-1.0) ls 4 title '',\
'MADatNLO.HwU' index 2 using (($1+$2)/2):(0.0):(safe($4,$3,0.0)) w yerrorbar ls 3 title '',\
'MADatNLO.HwU' index 2 using (($1+$2)/2):(safe($5,$3,1.0)-1.0) ls 3 title '',\
'MADatNLO.HwU' index 1 using (($1+$2)/2):(0.0):(safe($4,$3,0.0)) w yerrorbar ls 2 title '',\
'MADatNLO.HwU' index 1 using (($1+$2)/2):(safe($5,$3,1.0)-1.0) ls 2 title '',\
'MADatNLO.HwU' index 0 using (($1+$2)/2):(0.0):(safe($4,$3,0.0)) w yerrorbar ls 1 title '',\
'MADatNLO.HwU' index 0 using (($1+$2)/2):(safe($5,$3,1.0)-1.0) ls 1 title ''
#-- rendering subhistograms '(LO|#1LOAA|#1TOT|#1)/(NLO|#1 central value) ratio'
unset label
unset format
set yrange [-1.5819e+01:2.5773e+00]
set origin 0.0000e+00, 2.0000e-01
set size 1.0000e+00, 1.5000e-01
set mytics 2
set ytics auto
set format x
unset logscale y
set ylabel "ratio w.r.t. NLO|#1"
set label "(LO|#1LOAA|#1TOT|#1)/(NLO|#1 central value)" font ",9" at graph 0.03, graph 0.13
plot \
1.0 ls 999 title '',\
'MADatNLO.HwU' index 6 using (($1+$2)/2):7 ls 14 title '',\
'MADatNLO.HwU' index 6 using (($1+$2)/2):6 ls 14 title '',\
'MADatNLO.HwU' index 5 using (($1+$2)/2):7 ls 13 title '',\
'MADatNLO.HwU' index 5 using (($1+$2)/2):6 ls 13 title '',\
'MADatNLO.HwU' index 4 using (($1+$2)/2):7 ls 12 title '',\
'MADatNLO.HwU' index 4 using (($1+$2)/2):6 ls 12 title '',\
'MADatNLO.HwU' index 6 using (($1+$2)/2):5 ls 4 title '',\
'MADatNLO.HwU' index 6 using (($1+$2)/2):3:4 w yerrorbar ls 4 title '',\
'MADatNLO.HwU' index 6 using (($1+$2)/2):3 ls 4 title '',\
'MADatNLO.HwU' index 5 using (($1+$2)/2):5 ls 3 title '',\
'MADatNLO.HwU' index 5 using (($1+$2)/2):3:4 w yerrorbar ls 3 title '',\
'MADatNLO.HwU' index 5 using (($1+$2)/2):3 ls 3 title '',\
'MADatNLO.HwU' index 4 using (($1+$2)/2):5 ls 2 title '',\
'MADatNLO.HwU' index 4 using (($1+$2)/2):3:4 w yerrorbar ls 2 title '',\
'MADatNLO.HwU' index 4 using (($1+$2)/2):3 ls 2 title ''

unset label

################################################################################

################################################################################
### Rendering of the plot titled 'total rate real'
################################################################################

set multiplot
set label "total rate real" font ",13" at graph 0.04, graph 1.05
set xrange [5.0000e-01:5.5000e+00]
set bmargin 0 
set tmargin 0
set xtics nomirror
set ytics nomirror
set mytics 10
set xtics auto
set key horizontal noreverse maxcols 1 width -4 
set label front 'MadGraph5\_aMC\@NLO' font "Courier,11" rotate by 90 at graph 1.02, graph 0.04

#-- rendering subhistograms 'NLO|#1 and LO|#1 results'

set format y '10^{%T}'
set yrange [9.0000e-01:1.1000e+02]
set origin 0.0000e+00, 5.0000e-01
set size 1.0000e+00, 4.0000e-01
set mytics 10
set ytics auto
set format x ''
set logscale y
set ylabel "{/Symbol s} per bin [pb]"

plot \
sqrt(-1) ls 14 title 'TOT|#1, scale variation',\
sqrt(-1) ls 13 title 'LOAA|#1, scale variation',\
sqrt(-1) ls 12 title 'LO|#1, scale variation',\
sqrt(-1) ls 11 title 'NLO|#1, scale variation',\
'MADatNLO.HwU' index 10 using (($1+$2)/2):($3 >= 0 ? sqrt(-1) : abs($3)):4 w yerrorbar ls 104 title '',\
'MADatNLO.HwU' index 10 using (($1+$2)/2):($3 >= 0 ? sqrt(-1) : abs($3)) ls 104 title '',\
'MADatNLO.HwU' index 10 using (($1+$2)/2):($3 < 0 ? sqrt(-1) : $3):4 w yerrorbar ls 4 title '',\
'MADatNLO.HwU' index 10 using (($1+$2)/2):($3 < 0 ? sqrt(-1) : $3) ls 4 title 'TOT|#1, central value, dynamical\_scale\_choice=10',\
'MADatNLO.HwU' index 9 using (($1+$2)/2):($3 >= 0 ? sqrt(-1) : abs($3)):4 w yerrorbar ls 103 title '',\
'MADatNLO.HwU' index 9 using (($1+$2)/2):($3 >= 0 ? sqrt(-1) : abs($3)) ls 103 title '',\
'MADatNLO.HwU' index 9 using (($1+$2)/2):($3 < 0 ? sqrt(-1) : $3):4 w yerrorbar ls 3 title '',\
'MADatNLO.HwU' index 9 using (($1+$2)/2):($3 < 0 ? sqrt(-1) : $3) ls 3 title 'LOAA|#1, central value, dynamical\_scale\_choice=10',\
'MADatNLO.HwU' index 8 using (($1+$2)/2):($3 >= 0 ? sqrt(-1) : abs($3)):4 w yerrorbar ls 102 title '',\
'MADatNLO.HwU' index 8 using (($1+$2)/2):($3 >= 0 ? sqrt(-1) : abs($3)) ls 102 title '',\
'MADatNLO.HwU' index 8 using (($1+$2)/2):($3 < 0 ? sqrt(-1) : $3):4 w yerrorbar ls 2 title '',\
'MADatNLO.HwU' index 8 using (($1+$2)/2):($3 < 0 ? sqrt(-1) : $3) ls 2 title 'LO|#1, central value, dynamical\_scale\_choice=10',\
'MADatNLO.HwU' index 7 using (($1+$2)/2):($3 >= 0 ? sqrt(-1) : abs($3)):4 w yerrorbar ls 101 title '',\
'MADatNLO.HwU' index 7 using (($1+$2)/2):($3 >= 0 ? sqrt(-1) : abs($3)) ls 101 title '',\
'MADatNLO.HwU' index 7 using (($1+$2)/2):($3 < 0 ? sqrt(-1) : $3):4 w yerrorbar ls 1 title '',\
'MADatNLO.HwU' index 7 using (($1+$2)/2):($3 < 0 ? sqrt(-1) : $3) ls 1 title 'NLO|#1, central value, dynamical\_scale\_choice=10'
#-- rendering subhistograms 'Relative scale and PDF uncertainty'
unset label
unset format
set yrange [-1.4800e+00:1.4000e+00]
set origin 0.0000e+00, 3.5000e-01
set size 1.0000e+00, 1.5000e-01
set mytics 2
set ytics auto
set format x ''
unset logscale y
set ylabel "NLO|#1 rel.unc."
set label "Relative uncertainties w.r.t. central values" font ",9" front at graph 0.03, graph 0.13
plot \
'MADatNLO.HwU' index 10 using (($1+$2)/2):(safe($7,$3,1.0)-1.0) ls 14 title '',\
'MADatNLO.HwU' index 10 using (($1+$2)/2):(safe($6,$3,1.0)-1.0) ls 14 title '',\
'MADatNLO.HwU' index 9 using (($1+$2)/2):(safe($7,$3,1.0)-1.0) ls 13 title '',\
'MADatNLO.HwU' index 9 using (($1+$2)/2):(safe($6,$3,1.0)-1.0) ls 13 title '',\
'MADatNLO.HwU' index 8 using (($1+$2)/2):(safe($7,$3,1.0)-1.0) ls 12 title '',\
'MADatNLO.HwU' index 8 using (($1+$2)/2):(safe($6,$3,1.0)-1.0) ls 12 title '',\
'MADatNLO.HwU' index 7 using (($1+$2)/2):(safe($7,$3,1.0)-1.0) ls 11 title '',\
'MADatNLO.HwU' index 7 using (($1+$2)/2):(safe($6,$3,1.0)-1.0) ls 11 title '',\
0.0 ls 999 title '',\
'MADatNLO.HwU' index 10 using (($1+$2)/2):(0.0):(safe($4,$3,0.0)) w yerrorbar ls 4 title '',\
'MADatNLO.HwU' index 10 using (($1+$2)/2):(safe($5,$3,1.0)-1.0) ls 4 title '',\
'MADatNLO.HwU' index 9 using (($1+$2)/2):(0.0):(safe($4,$3,0.0)) w yerrorbar ls 3 title '',\
'MADatNLO.HwU' index 9 using (($1+$2)/2):(safe($5,$3,1.0)-1.0) ls 3 title '',\
'MADatNLO.HwU' index 8 using (($1+$2)/2):(0.0):(safe($4,$3,0.0)) w yerrorbar ls 2 title '',\
'MADatNLO.HwU' index 8 using (($1+$2)/2):(safe($5,$3,1.0)-1.0) ls 2 title '',\
'MADatNLO.HwU' index 7 using (($1+$2)/2):(0.0):(safe($4,$3,0.0)) w yerrorbar ls 1 title '',\
'MADatNLO.HwU' index 7 using (($1+$2)/2):(safe($5,$3,1.0)-1.0) ls 1 title ''
#-- rendering subhistograms '(LO|#1LOAA|#1TOT|#1)/(NLO|#1 central value) ratio'
unset label
unset format
set yrange [-2.4000e-01:1.2000e+00]
set origin 0.0000e+00, 2.0000e-01
set size 1.0000e+00, 1.5000e-01
set mytics 2
set ytics auto
set format x
unset logscale y
set ylabel "ratio w.r.t. NLO|#1"
set label "(LO|#1LOAA|#1TOT|#1)/(NLO|#1 central value)" font ",9" at graph 0.03, graph 0.13
plot \
1.0 ls 999 title '',\
'MADatNLO.HwU' index 13 using (($1+$2)/2):7 ls 14 title '',\
'MADatNLO.HwU' index 13 using (($1+$2)/2):6 ls 14 title '',\
'MADatNLO.HwU' index 12 using (($1+$2)/2):7 ls 13 title '',\
'MADatNLO.HwU' index 12 using (($1+$2)/2):6 ls 13 title '',\
'MADatNLO.HwU' index 11 using (($1+$2)/2):7 ls 12 title '',\
'MADatNLO.HwU' index 11 using (($1+$2)/2):6 ls 12 title '',\
'MADatNLO.HwU' index 13 using (($1+$2)/2):5 ls 4 title '',\
'MADatNLO.HwU' index 13 using (($1+$2)/2):3:4 w yerrorbar ls 4 title '',\
'MADatNLO.HwU' index 13 using (($1+$2)/2):3 ls 4 title '',\
'MADatNLO.HwU' index 12 using (($1+$2)/2):5 ls 3 title '',\
'MADatNLO.HwU' index 12 using (($1+$2)/2):3:4 w yerrorbar ls 3 title '',\
'MADatNLO.HwU' index 12 using (($1+$2)/2):3 ls 3 title '',\
'MADatNLO.HwU' index 11 using (($1+$2)/2):5 ls 2 title '',\
'MADatNLO.HwU' index 11 using (($1+$2)/2):3:4 w yerrorbar ls 2 title '',\
'MADatNLO.HwU' index 11 using (($1+$2)/2):3 ls 2 title ''

unset label

################################################################################

################################################################################
### Rendering of the plot titled 'mtt'
################################################################################

set multiplot
set label "mtt" font ",13" at graph 0.04, graph 1.05
set xrange [3.0000e+02:3.0000e+03]
set bmargin 0 
set tmargin 0
set xtics nomirror
set ytics nomirror
set mytics 10
set xtics auto
set key horizontal noreverse maxcols 1 width -4 
set label front 'MadGraph5\_aMC\@NLO' font "Courier,11" rotate by 90 at graph 1.02, graph 0.04

#-- rendering subhistograms 'NLO|#1 and LO|#1 results'

set format y '10^{%T}'
set yrange [1.2885e-06:1.1604e-02]
set origin 0.0000e+00, 5.0000e-01
set size 1.0000e+00, 4.0000e-01
set mytics 10
set ytics auto
set format x ''
set logscale y
set ylabel "{/Symbol s} per bin [pb]"

plot \
sqrt(-1) ls 14 title 'TOT|#1, scale variation',\
sqrt(-1) ls 13 title 'LOAA|#1, scale variation',\
sqrt(-1) ls 12 title 'LO|#1, scale variation',\
sqrt(-1) ls 11 title 'NLO|#1, scale variation',\
'MADatNLO.HwU' index 17 using (($1+$2)/2):($3 >= 0 ? sqrt(-1) : abs($3)):4 w yerrorbar ls 104 title '',\
'MADatNLO.HwU' index 17 using (($1+$2)/2):($3 >= 0 ? sqrt(-1) : abs($3)) ls 104 title '',\
'MADatNLO.HwU' index 17 using (($1+$2)/2):($3 < 0 ? sqrt(-1) : $3):4 w yerrorbar ls 4 title '',\
'MADatNLO.HwU' index 17 using (($1+$2)/2):($3 < 0 ? sqrt(-1) : $3) ls 4 title 'TOT|#1, central value, dynamical\_scale\_choice=10',\
'MADatNLO.HwU' index 16 using (($1+$2)/2):($3 >= 0 ? sqrt(-1) : abs($3)):4 w yerrorbar ls 103 title '',\
'MADatNLO.HwU' index 16 using (($1+$2)/2):($3 >= 0 ? sqrt(-1) : abs($3)) ls 103 title '',\
'MADatNLO.HwU' index 16 using (($1+$2)/2):($3 < 0 ? sqrt(-1) : $3):4 w yerrorbar ls 3 title '',\
'MADatNLO.HwU' index 16 using (($1+$2)/2):($3 < 0 ? sqrt(-1) : $3) ls 3 title 'LOAA|#1, central value, dynamical\_scale\_choice=10',\
'MADatNLO.HwU' index 15 using (($1+$2)/2):($3 >= 0 ? sqrt(-1) : abs($3)):4 w yerrorbar ls 102 title '',\
'MADatNLO.HwU' index 15 using (($1+$2)/2):($3 >= 0 ? sqrt(-1) : abs($3)) ls 102 title '',\
'MADatNLO.HwU' index 15 using (($1+$2)/2):($3 < 0 ? sqrt(-1) : $3):4 w yerrorbar ls 2 title '',\
'MADatNLO.HwU' index 15 using (($1+$2)/2):($3 < 0 ? sqrt(-1) : $3) ls 2 title 'LO|#1, central value, dynamical\_scale\_choice=10',\
'MADatNLO.HwU' index 14 using (($1+$2)/2):($3 >= 0 ? sqrt(-1) : abs($3)):4 w yerrorbar ls 101 title '',\
'MADatNLO.HwU' index 14 using (($1+$2)/2):($3 >= 0 ? sqrt(-1) : abs($3)) ls 101 title '',\
'MADatNLO.HwU' index 14 using (($1+$2)/2):($3 < 0 ? sqrt(-1) : $3):4 w yerrorbar ls 1 title '',\
'MADatNLO.HwU' index 14 using (($1+$2)/2):($3 < 0 ? sqrt(-1) : $3) ls 1 title 'NLO|#1, central value, dynamical\_scale\_choice=10'
#-- rendering subhistograms 'Relative scale and PDF uncertainty'
unset label
unset format
set yrange [-2.1279e-01:2.1730e-01]
set origin 0.0000e+00, 3.5000e-01
set size 1.0000e+00, 1.5000e-01
set mytics 2
set ytics auto
set format x ''
unset logscale y
set ylabel "NLO|#1 rel.unc."
set label "Relative uncertainties w.r.t. central values" font ",9" front at graph 0.03, graph 0.13
plot \
'MADatNLO.HwU' index 17 using (($1+$2)/2):(safe($7,$3,1.0)-1.0) ls 14 title '',\
'MADatNLO.HwU' index 17 using (($1+$2)/2):(safe($6,$3,1.0)-1.0) ls 14 title '',\
'MADatNLO.HwU' index 16 using (($1+$2)/2):(safe($7,$3,1.0)-1.0) ls 13 title '',\
'MADatNLO.HwU' index 16 using (($1+$2)/2):(safe($6,$3,1.0)-1.0) ls 13 title '',\
'MADatNLO.HwU' index 15 using (($1+$2)/2):(safe($7,$3,1.0)-1.0) ls 12 title '',\
'MADatNLO.HwU' index 15 using (($1+$2)/2):(safe($6,$3,1.0)-1.0) ls 12 title '',\
'MADatNLO.HwU' index 14 using (($1+$2)/2):(safe($7,$3,1.0)-1.0) ls 11 title '',\
'MADatNLO.HwU' index 14 using (($1+$2)/2):(safe($6,$3,1.0)-1.0) ls 11 title '',\
0.0 ls 999 title '',\
'MADatNLO.HwU' index 17 using (($1+$2)/2):(0.0):(safe($4,$3,0.0)) w yerrorbar ls 4 title '',\
'MADatNLO.HwU' index 17 using (($1+$2)/2):(safe($5,$3,1.0)-1.0) ls 4 title '',\
'MADatNLO.HwU' index 16 using (($1+$2)/2):(0.0):(safe($4,$3,0.0)) w yerrorbar ls 3 title '',\
'MADatNLO.HwU' index 16 using (($1+$2)/2):(safe($5,$3,1.0)-1.0) ls 3 title '',\
'MADatNLO.HwU' index 15 using (($1+$2)/2):(0.0):(safe($4,$3,0.0)) w yerrorbar ls 2 title '',\
'MADatNLO.HwU' index 15 using (($1+$2)/2):(safe($5,$3,1.0)-1.0) ls 2 title '',\
'MADatNLO.HwU' index 14 using (($1+$2)/2):(0.0):(safe($4,$3,0.0)) w yerrorbar ls 1 title '',\
'MADatNLO.HwU' index 14 using (($1+$2)/2):(safe($5,$3,1.0)-1.0) ls 1 title ''
#-- rendering subhistograms '(LO|#1LOAA|#1TOT|#1)/(NLO|#1 central value) ratio'
unset label
unset format
set yrange [-4.7627e+01:2.8508e+01]
set origin 0.0000e+00, 2.0000e-01
set size 1.0000e+00, 1.5000e-01
set mytics 2
set ytics auto
set format x
unset logscale y
set ylabel "ratio w.r.t. NLO|#1"
set label "(LO|#1LOAA|#1TOT|#1)/(NLO|#1 central value)" font ",9" at graph 0.03, graph 0.13
plot \
1.0 ls 999 title '',\
'MADatNLO.HwU' index 20 using (($1+$2)/2):7 ls 14 title '',\
'MADatNLO.HwU' index 20 using (($1+$2)/2):6 ls 14 title '',\
'MADatNLO.HwU' index 19 using (($1+$2)/2):7 ls 13 title '',\
'MADatNLO.HwU' index 19 using (($1+$2)/2):6 ls 13 title '',\
'MADatNLO.HwU' index 18 using (($1+$2)/2):7 ls 12 title '',\
'MADatNLO.HwU' index 18 using (($1+$2)/2):6 ls 12 title '',\
'MADatNLO.HwU' index 20 using (($1+$2)/2):5 ls 4 title '',\
'MADatNLO.HwU' index 20 using (($1+$2)/2):3:4 w yerrorbar ls 4 title '',\
'MADatNLO.HwU' index 20 using (($1+$2)/2):3 ls 4 title '',\
'MADatNLO.HwU' index 19 using (($1+$2)/2):5 ls 3 title '',\
'MADatNLO.HwU' index 19 using (($1+$2)/2):3:4 w yerrorbar ls 3 title '',\
'MADatNLO.HwU' index 19 using (($1+$2)/2):3 ls 3 title '',\
'MADatNLO.HwU' index 18 using (($1+$2)/2):5 ls 2 title '',\
'MADatNLO.HwU' index 18 using (($1+$2)/2):3:4 w yerrorbar ls 2 title '',\
'MADatNLO.HwU' index 18 using (($1+$2)/2):3 ls 2 title ''

unset label

################################################################################

################################################################################
### Rendering of the plot titled 'thetatt'
################################################################################

set multiplot
set label "thetatt" font ",13" at graph 0.04, graph 1.05
set xrange [0.0000e+00:3.1416e+00]
set bmargin 0 
set tmargin 0
set xtics nomirror
set ytics nomirror
set mytics 10
set xtics auto
set key horizontal noreverse maxcols 1 width -4 
set label front 'MadGraph5\_aMC\@NLO' font "Courier,11" rotate by 90 at graph 1.02, graph 0.04

#-- rendering subhistograms 'NLO|#1 and LO|#1 results'

set format y '10^{%T}'
set yrange [1.3053e-05:1.2366e-02]
set origin 0.0000e+00, 5.0000e-01
set size 1.0000e+00, 4.0000e-01
set mytics 10
set ytics auto
set format x ''
set logscale y
set ylabel "{/Symbol s} per bin [pb]"

plot \
sqrt(-1) ls 14 title 'TOT|#1, scale variation',\
sqrt(-1) ls 13 title 'LOAA|#1, scale variation',\
sqrt(-1) ls 12 title 'LO|#1, scale variation',\
sqrt(-1) ls 11 title 'NLO|#1, scale variation',\
'MADatNLO.HwU' index 24 using (($1+$2)/2):($3 >= 0 ? sqrt(-1) : abs($3)):4 w yerrorbar ls 104 title '',\
'MADatNLO.HwU' index 24 using (($1+$2)/2):($3 >= 0 ? sqrt(-1) : abs($3)) ls 104 title '',\
'MADatNLO.HwU' index 24 using (($1+$2)/2):($3 < 0 ? sqrt(-1) : $3):4 w yerrorbar ls 4 title '',\
'MADatNLO.HwU' index 24 using (($1+$2)/2):($3 < 0 ? sqrt(-1) : $3) ls 4 title 'TOT|#1, central value, dynamical\_scale\_choice=10',\
'MADatNLO.HwU' index 23 using (($1+$2)/2):($3 >= 0 ? sqrt(-1) : abs($3)):4 w yerrorbar ls 103 title '',\
'MADatNLO.HwU' index 23 using (($1+$2)/2):($3 >= 0 ? sqrt(-1) : abs($3)) ls 103 title '',\
'MADatNLO.HwU' index 23 using (($1+$2)/2):($3 < 0 ? sqrt(-1) : $3):4 w yerrorbar ls 3 title '',\
'MADatNLO.HwU' index 23 using (($1+$2)/2):($3 < 0 ? sqrt(-1) : $3) ls 3 title 'LOAA|#1, central value, dynamical\_scale\_choice=10',\
'MADatNLO.HwU' index 22 using (($1+$2)/2):($3 >= 0 ? sqrt(-1) : abs($3)):4 w yerrorbar ls 102 title '',\
'MADatNLO.HwU' index 22 using (($1+$2)/2):($3 >= 0 ? sqrt(-1) : abs($3)) ls 102 title '',\
'MADatNLO.HwU' index 22 using (($1+$2)/2):($3 < 0 ? sqrt(-1) : $3):4 w yerrorbar ls 2 title '',\
'MADatNLO.HwU' index 22 using (($1+$2)/2):($3 < 0 ? sqrt(-1) : $3) ls 2 title 'LO|#1, central value, dynamical\_scale\_choice=10',\
'MADatNLO.HwU' index 21 using (($1+$2)/2):($3 >= 0 ? sqrt(-1) : abs($3)):4 w yerrorbar ls 101 title '',\
'MADatNLO.HwU' index 21 using (($1+$2)/2):($3 >= 0 ? sqrt(-1) : abs($3)) ls 101 title '',\
'MADatNLO.HwU' index 21 using (($1+$2)/2):($3 < 0 ? sqrt(-1) : $3):4 w yerrorbar ls 1 title '',\
'MADatNLO.HwU' index 21 using (($1+$2)/2):($3 < 0 ? sqrt(-1) : $3) ls 1 title 'NLO|#1, central value, dynamical\_scale\_choice=10'
#-- rendering subhistograms 'Relative scale and PDF uncertainty'
unset label
unset format
set yrange [-1.6189e-01:1.6746e-01]
set origin 0.0000e+00, 3.5000e-01
set size 1.0000e+00, 1.5000e-01
set mytics 2
set ytics auto
set format x ''
unset logscale y
set ylabel "NLO|#1 rel.unc."
set label "Relative uncertainties w.r.t. central values" font ",9" front at graph 0.03, graph 0.13
plot \
'MADatNLO.HwU' index 24 using (($1+$2)/2):(safe($7,$3,1.0)-1.0) ls 14 title '',\
'MADatNLO.HwU' index 24 using (($1+$2)/2):(safe($6,$3,1.0)-1.0) ls 14 title '',\
'MADatNLO.HwU' index 23 using (($1+$2)/2):(safe($7,$3,1.0)-1.0) ls 13 title '',\
'MADatNLO.HwU' index 23 using (($1+$2)/2):(safe($6,$3,1.0)-1.0) ls 13 title '',\
'MADatNLO.HwU' index 22 using (($1+$2)/2):(safe($7,$3,1.0)-1.0) ls 12 title '',\
'MADatNLO.HwU' index 22 using (($1+$2)/2):(safe($6,$3,1.0)-1.0) ls 12 title '',\
'MADatNLO.HwU' index 21 using (($1+$2)/2):(safe($7,$3,1.0)-1.0) ls 11 title '',\
'MADatNLO.HwU' index 21 using (($1+$2)/2):(safe($6,$3,1.0)-1.0) ls 11 title '',\
0.0 ls 999 title '',\
'MADatNLO.HwU' index 24 using (($1+$2)/2):(0.0):(safe($4,$3,0.0)) w yerrorbar ls 4 title '',\
'MADatNLO.HwU' index 24 using (($1+$2)/2):(safe($5,$3,1.0)-1.0) ls 4 title '',\
'MADatNLO.HwU' index 23 using (($1+$2)/2):(0.0):(safe($4,$3,0.0)) w yerrorbar ls 3 title '',\
'MADatNLO.HwU' index 23 using (($1+$2)/2):(safe($5,$3,1.0)-1.0) ls 3 title '',\
'MADatNLO.HwU' index 22 using (($1+$2)/2):(0.0):(safe($4,$3,0.0)) w yerrorbar ls 2 title '',\
'MADatNLO.HwU' index 22 using (($1+$2)/2):(safe($5,$3,1.0)-1.0) ls 2 title '',\
'MADatNLO.HwU' index 21 using (($1+$2)/2):(0.0):(safe($4,$3,0.0)) w yerrorbar ls 1 title '',\
'MADatNLO.HwU' index 21 using (($1+$2)/2):(safe($5,$3,1.0)-1.0) ls 1 title ''
#-- rendering subhistograms '(LO|#1LOAA|#1TOT|#1)/(NLO|#1 central value) ratio'
unset label
unset format
set yrange [-1.2716e+00:1.2071e+00]
set origin 0.0000e+00, 2.0000e-01
set size 1.0000e+00, 1.5000e-01
set mytics 2
set ytics auto
set format x
unset logscale y
set ylabel "ratio w.r.t. NLO|#1"
set label "(LO|#1LOAA|#1TOT|#1)/(NLO|#1 central value)" font ",9" at graph 0.03, graph 0.13
plot \
1.0 ls 999 title '',\
'MADatNLO.HwU' index 27 using (($1+$2)/2):7 ls 14 title '',\
'MADatNLO.HwU' index 27 using (($1+$2)/2):6 ls 14 title '',\
'MADatNLO.HwU' index 26 using (($1+$2)/2):7 ls 13 title '',\
'MADatNLO.HwU' index 26 using (($1+$2)/2):6 ls 13 title '',\
'MADatNLO.HwU' index 25 using (($1+$2)/2):7 ls 12 title '',\
'MADatNLO.HwU' index 25 using (($1+$2)/2):6 ls 12 title '',\
'MADatNLO.HwU' index 27 using (($1+$2)/2):5 ls 4 title '',\
'MADatNLO.HwU' index 27 using (($1+$2)/2):3:4 w yerrorbar ls 4 title '',\
'MADatNLO.HwU' index 27 using (($1+$2)/2):3 ls 4 title '',\
'MADatNLO.HwU' index 26 using (($1+$2)/2):5 ls 3 title '',\
'MADatNLO.HwU' index 26 using (($1+$2)/2):3:4 w yerrorbar ls 3 title '',\
'MADatNLO.HwU' index 26 using (($1+$2)/2):3 ls 3 title '',\
'MADatNLO.HwU' index 25 using (($1+$2)/2):5 ls 2 title '',\
'MADatNLO.HwU' index 25 using (($1+$2)/2):3:4 w yerrorbar ls 2 title '',\
'MADatNLO.HwU' index 25 using (($1+$2)/2):3 ls 2 title ''

unset label

################################################################################

################################################################################
### Rendering of the plot titled 'pttt'
################################################################################

set multiplot
set label "pttt" font ",13" at graph 0.04, graph 1.05
set xrange [0.0000e+00:1.5000e+03]
set bmargin 0 
set tmargin 0
set xtics nomirror
set ytics nomirror
set mytics 10
set xtics auto
set key horizontal noreverse maxcols 1 width -4 
set label front 'MadGraph5\_aMC\@NLO' font "Courier,11" rotate by 90 at graph 1.02, graph 0.04

#-- rendering subhistograms 'NLO|#1 and LO|#1 results'

set format y '10^{%T}'
set yrange [3.8053e-06:3.3825e-02]
set origin 0.0000e+00, 5.0000e-01
set size 1.0000e+00, 4.0000e-01
set mytics 10
set ytics auto
set format x ''
set logscale y
set ylabel "{/Symbol s} per bin [pb]"

plot \
sqrt(-1) ls 14 title 'TOT|#1, scale variation',\
sqrt(-1) ls 13 title 'LOAA|#1, scale variation',\
sqrt(-1) ls 12 title 'LO|#1, scale variation',\
sqrt(-1) ls 11 title 'NLO|#1, scale variation',\
'MADatNLO.HwU' index 31 using (($1+$2)/2):($3 >= 0 ? sqrt(-1) : abs($3)):4 w yerrorbar ls 104 title '',\
'MADatNLO.HwU' index 31 using (($1+$2)/2):($3 >= 0 ? sqrt(-1) : abs($3)) ls 104 title '',\
'MADatNLO.HwU' index 31 using (($1+$2)/2):($3 < 0 ? sqrt(-1) : $3):4 w yerrorbar ls 4 title '',\
'MADatNLO.HwU' index 31 using (($1+$2)/2):($3 < 0 ? sqrt(-1) : $3) ls 4 title 'TOT|#1, central value, dynamical\_scale\_choice=10',\
'MADatNLO.HwU' index 30 using (($1+$2)/2):($3 >= 0 ? sqrt(-1) : abs($3)):4 w yerrorbar ls 103 title '',\
'MADatNLO.HwU' index 30 using (($1+$2)/2):($3 >= 0 ? sqrt(-1) : abs($3)) ls 103 title '',\
'MADatNLO.HwU' index 30 using (($1+$2)/2):($3 < 0 ? sqrt(-1) : $3):4 w yerrorbar ls 3 title '',\
'MADatNLO.HwU' index 30 using (($1+$2)/2):($3 < 0 ? sqrt(-1) : $3) ls 3 title 'LOAA|#1, central value, dynamical\_scale\_choice=10',\
'MADatNLO.HwU' index 29 using (($1+$2)/2):($3 >= 0 ? sqrt(-1) : abs($3)):4 w yerrorbar ls 102 title '',\
'MADatNLO.HwU' index 29 using (($1+$2)/2):($3 >= 0 ? sqrt(-1) : abs($3)) ls 102 title '',\
'MADatNLO.HwU' index 29 using (($1+$2)/2):($3 < 0 ? sqrt(-1) : $3):4 w yerrorbar ls 2 title '',\
'MADatNLO.HwU' index 29 using (($1+$2)/2):($3 < 0 ? sqrt(-1) : $3) ls 2 title 'LO|#1, central value, dynamical\_scale\_choice=10',\
'MADatNLO.HwU' index 28 using (($1+$2)/2):($3 >= 0 ? sqrt(-1) : abs($3)):4 w yerrorbar ls 101 title '',\
'MADatNLO.HwU' index 28 using (($1+$2)/2):($3 >= 0 ? sqrt(-1) : abs($3)) ls 101 title '',\
'MADatNLO.HwU' index 28 using (($1+$2)/2):($3 < 0 ? sqrt(-1) : $3):4 w yerrorbar ls 1 title '',\
'MADatNLO.HwU' index 28 using (($1+$2)/2):($3 < 0 ? sqrt(-1) : $3) ls 1 title 'NLO|#1, central value, dynamical\_scale\_choice=10'
#-- rendering subhistograms 'Relative scale and PDF uncertainty'
unset label
unset format
set yrange [-6.8628e-03:8.8748e-03]
set origin 0.0000e+00, 3.5000e-01
set size 1.0000e+00, 1.5000e-01
set mytics 2
set ytics auto
set format x ''
unset logscale y
set ylabel "NLO|#1 rel.unc."
set label "Relative uncertainties w.r.t. central values" font ",9" front at graph 0.03, graph 0.13
plot \
'MADatNLO.HwU' index 31 using (($1+$2)/2):(safe($7,$3,1.0)-1.0) ls 14 title '',\
'MADatNLO.HwU' index 31 using (($1+$2)/2):(safe($6,$3,1.0)-1.0) ls 14 title '',\
'MADatNLO.HwU' index 30 using (($1+$2)/2):(safe($7,$3,1.0)-1.0) ls 13 title '',\
'MADatNLO.HwU' index 30 using (($1+$2)/2):(safe($6,$3,1.0)-1.0) ls 13 title '',\
'MADatNLO.HwU' index 29 using (($1+$2)/2):(safe($7,$3,1.0)-1.0) ls 12 title '',\
'MADatNLO.HwU' index 29 using (($1+$2)/2):(safe($6,$3,1.0)-1.0) ls 12 title '',\
'MADatNLO.HwU' index 28 using (($1+$2)/2):(safe($7,$3,1.0)-1.0) ls 11 title '',\
'MADatNLO.HwU' index 28 using (($1+$2)/2):(safe($6,$3,1.0)-1.0) ls 11 title '',\
0.0 ls 999 title '',\
'MADatNLO.HwU' index 31 using (($1+$2)/2):(0.0):(safe($4,$3,0.0)) w yerrorbar ls 4 title '',\
'MADatNLO.HwU' index 31 using (($1+$2)/2):(safe($5,$3,1.0)-1.0) ls 4 title '',\
'MADatNLO.HwU' index 30 using (($1+$2)/2):(0.0):(safe($4,$3,0.0)) w yerrorbar ls 3 title '',\
'MADatNLO.HwU' index 30 using (($1+$2)/2):(safe($5,$3,1.0)-1.0) ls 3 title '',\
'MADatNLO.HwU' index 29 using (($1+$2)/2):(0.0):(safe($4,$3,0.0)) w yerrorbar ls 2 title '',\
'MADatNLO.HwU' index 29 using (($1+$2)/2):(safe($5,$3,1.0)-1.0) ls 2 title '',\
'MADatNLO.HwU' index 28 using (($1+$2)/2):(0.0):(safe($4,$3,0.0)) w yerrorbar ls 1 title '',\
'MADatNLO.HwU' index 28 using (($1+$2)/2):(safe($5,$3,1.0)-1.0) ls 1 title ''
#-- rendering subhistograms '(LO|#1LOAA|#1TOT|#1)/(NLO|#1 central value) ratio'
unset label
unset format
set yrange [-2.0219e+00:3.8586e+00]
set origin 0.0000e+00, 2.0000e-01
set size 1.0000e+00, 1.5000e-01
set mytics 2
set ytics auto
set format x
unset logscale y
set ylabel "ratio w.r.t. NLO|#1"
set label "(LO|#1LOAA|#1TOT|#1)/(NLO|#1 central value)" font ",9" at graph 0.03, graph 0.13
plot \
1.0 ls 999 title '',\
'MADatNLO.HwU' index 34 using (($1+$2)/2):7 ls 14 title '',\
'MADatNLO.HwU' index 34 using (($1+$2)/2):6 ls 14 title '',\
'MADatNLO.HwU' index 33 using (($1+$2)/2):7 ls 13 title '',\
'MADatNLO.HwU' index 33 using (($1+$2)/2):6 ls 13 title '',\
'MADatNLO.HwU' index 32 using (($1+$2)/2):7 ls 12 title '',\
'MADatNLO.HwU' index 32 using (($1+$2)/2):6 ls 12 title '',\
'MADatNLO.HwU' index 34 using (($1+$2)/2):5 ls 4 title '',\
'MADatNLO.HwU' index 34 using (($1+$2)/2):3:4 w yerrorbar ls 4 title '',\
'MADatNLO.HwU' index 34 using (($1+$2)/2):3 ls 4 title '',\
'MADatNLO.HwU' index 33 using (($1+$2)/2):5 ls 3 title '',\
'MADatNLO.HwU' index 33 using (($1+$2)/2):3:4 w yerrorbar ls 3 title '',\
'MADatNLO.HwU' index 33 using (($1+$2)/2):3 ls 3 title '',\
'MADatNLO.HwU' index 32 using (($1+$2)/2):5 ls 2 title '',\
'MADatNLO.HwU' index 32 using (($1+$2)/2):3:4 w yerrorbar ls 2 title '',\
'MADatNLO.HwU' index 32 using (($1+$2)/2):3 ls 2 title ''

unset label

################################################################################

################################################################################
### Rendering of the plot titled 'ptmup'
################################################################################

set multiplot
set label "ptmup" font ",13" at graph 0.04, graph 1.05
set xrange [0.0000e+00:1.5000e+03]
set bmargin 0 
set tmargin 0
set xtics nomirror
set ytics nomirror
set mytics 10
set xtics auto
set key horizontal noreverse maxcols 1 width -4 
set label front 'MadGraph5\_aMC\@NLO' font "Courier,11" rotate by 90 at graph 1.02, graph 0.04

#-- rendering subhistograms 'NLO|#1 and LO|#1 results'

set format y '10^{%T}'
set yrange [8.7725e-10:6.3751e-02]
set origin 0.0000e+00, 5.0000e-01
set size 1.0000e+00, 4.0000e-01
set mytics 10
set ytics auto
set format x ''
set logscale y
set ylabel "{/Symbol s} per bin [pb]"

plot \
sqrt(-1) ls 14 title 'TOT|#1, scale variation',\
sqrt(-1) ls 13 title 'LOAA|#1, scale variation',\
sqrt(-1) ls 12 title 'LO|#1, scale variation',\
sqrt(-1) ls 11 title 'NLO|#1, scale variation',\
'MADatNLO.HwU' index 38 using (($1+$2)/2):($3 >= 0 ? sqrt(-1) : abs($3)):4 w yerrorbar ls 104 title '',\
'MADatNLO.HwU' index 38 using (($1+$2)/2):($3 >= 0 ? sqrt(-1) : abs($3)) ls 104 title '',\
'MADatNLO.HwU' index 38 using (($1+$2)/2):($3 < 0 ? sqrt(-1) : $3):4 w yerrorbar ls 4 title '',\
'MADatNLO.HwU' index 38 using (($1+$2)/2):($3 < 0 ? sqrt(-1) : $3) ls 4 title 'TOT|#1, central value, dynamical\_scale\_choice=10',\
'MADatNLO.HwU' index 37 using (($1+$2)/2):($3 >= 0 ? sqrt(-1) : abs($3)):4 w yerrorbar ls 103 title '',\
'MADatNLO.HwU' index 37 using (($1+$2)/2):($3 >= 0 ? sqrt(-1) : abs($3)) ls 103 title '',\
'MADatNLO.HwU' index 37 using (($1+$2)/2):($3 < 0 ? sqrt(-1) : $3):4 w yerrorbar ls 3 title '',\
'MADatNLO.HwU' index 37 using (($1+$2)/2):($3 < 0 ? sqrt(-1) : $3) ls 3 title 'LOAA|#1, central value, dynamical\_scale\_choice=10',\
'MADatNLO.HwU' index 36 using (($1+$2)/2):($3 >= 0 ? sqrt(-1) : abs($3)):4 w yerrorbar ls 102 title '',\
'MADatNLO.HwU' index 36 using (($1+$2)/2):($3 >= 0 ? sqrt(-1) : abs($3)) ls 102 title '',\
'MADatNLO.HwU' index 36 using (($1+$2)/2):($3 < 0 ? sqrt(-1) : $3):4 w yerrorbar ls 2 title '',\
'MADatNLO.HwU' index 36 using (($1+$2)/2):($3 < 0 ? sqrt(-1) : $3) ls 2 title 'LO|#1, central value, dynamical\_scale\_choice=10',\
'MADatNLO.HwU' index 35 using (($1+$2)/2):($3 >= 0 ? sqrt(-1) : abs($3)):4 w yerrorbar ls 101 title '',\
'MADatNLO.HwU' index 35 using (($1+$2)/2):($3 >= 0 ? sqrt(-1) : abs($3)) ls 101 title '',\
'MADatNLO.HwU' index 35 using (($1+$2)/2):($3 < 0 ? sqrt(-1) : $3):4 w yerrorbar ls 1 title '',\
'MADatNLO.HwU' index 35 using (($1+$2)/2):($3 < 0 ? sqrt(-1) : $3) ls 1 title 'NLO|#1, central value, dynamical\_scale\_choice=10'
#-- rendering subhistograms 'Relative scale and PDF uncertainty'
unset label
unset format
set yrange [-3.6358e-02:3.4393e-02]
set origin 0.0000e+00, 3.5000e-01
set size 1.0000e+00, 1.5000e-01
set mytics 2
set ytics auto
set format x ''
unset logscale y
set ylabel "NLO|#1 rel.unc."
set label "Relative uncertainties w.r.t. central values" font ",9" front at graph 0.03, graph 0.13
plot \
'MADatNLO.HwU' index 38 using (($1+$2)/2):(safe($7,$3,1.0)-1.0) ls 14 title '',\
'MADatNLO.HwU' index 38 using (($1+$2)/2):(safe($6,$3,1.0)-1.0) ls 14 title '',\
'MADatNLO.HwU' index 37 using (($1+$2)/2):(safe($7,$3,1.0)-1.0) ls 13 title '',\
'MADatNLO.HwU' index 37 using (($1+$2)/2):(safe($6,$3,1.0)-1.0) ls 13 title '',\
'MADatNLO.HwU' index 36 using (($1+$2)/2):(safe($7,$3,1.0)-1.0) ls 12 title '',\
'MADatNLO.HwU' index 36 using (($1+$2)/2):(safe($6,$3,1.0)-1.0) ls 12 title '',\
'MADatNLO.HwU' index 35 using (($1+$2)/2):(safe($7,$3,1.0)-1.0) ls 11 title '',\
'MADatNLO.HwU' index 35 using (($1+$2)/2):(safe($6,$3,1.0)-1.0) ls 11 title '',\
0.0 ls 999 title '',\
'MADatNLO.HwU' index 38 using (($1+$2)/2):(0.0):(safe($4,$3,0.0)) w yerrorbar ls 4 title '',\
'MADatNLO.HwU' index 38 using (($1+$2)/2):(safe($5,$3,1.0)-1.0) ls 4 title '',\
'MADatNLO.HwU' index 37 using (($1+$2)/2):(0.0):(safe($4,$3,0.0)) w yerrorbar ls 3 title '',\
'MADatNLO.HwU' index 37 using (($1+$2)/2):(safe($5,$3,1.0)-1.0) ls 3 title '',\
'MADatNLO.HwU' index 36 using (($1+$2)/2):(0.0):(safe($4,$3,0.0)) w yerrorbar ls 2 title '',\
'MADatNLO.HwU' index 36 using (($1+$2)/2):(safe($5,$3,1.0)-1.0) ls 2 title '',\
'MADatNLO.HwU' index 35 using (($1+$2)/2):(0.0):(safe($4,$3,0.0)) w yerrorbar ls 1 title '',\
'MADatNLO.HwU' index 35 using (($1+$2)/2):(safe($5,$3,1.0)-1.0) ls 1 title ''
#-- rendering subhistograms '(LO|#1LOAA|#1TOT|#1)/(NLO|#1 central value) ratio'
unset label
unset format
set yrange [-7.6650e-01:3.0623e+00]
set origin 0.0000e+00, 2.0000e-01
set size 1.0000e+00, 1.5000e-01
set mytics 2
set ytics auto
set format x
unset logscale y
set ylabel "ratio w.r.t. NLO|#1"
set label "(LO|#1LOAA|#1TOT|#1)/(NLO|#1 central value)" font ",9" at graph 0.03, graph 0.13
plot \
1.0 ls 999 title '',\
'MADatNLO.HwU' index 41 using (($1+$2)/2):7 ls 14 title '',\
'MADatNLO.HwU' index 41 using (($1+$2)/2):6 ls 14 title '',\
'MADatNLO.HwU' index 40 using (($1+$2)/2):7 ls 13 title '',\
'MADatNLO.HwU' index 40 using (($1+$2)/2):6 ls 13 title '',\
'MADatNLO.HwU' index 39 using (($1+$2)/2):7 ls 12 title '',\
'MADatNLO.HwU' index 39 using (($1+$2)/2):6 ls 12 title '',\
'MADatNLO.HwU' index 41 using (($1+$2)/2):5 ls 4 title '',\
'MADatNLO.HwU' index 41 using (($1+$2)/2):3:4 w yerrorbar ls 4 title '',\
'MADatNLO.HwU' index 41 using (($1+$2)/2):3 ls 4 title '',\
'MADatNLO.HwU' index 40 using (($1+$2)/2):5 ls 3 title '',\
'MADatNLO.HwU' index 40 using (($1+$2)/2):3:4 w yerrorbar ls 3 title '',\
'MADatNLO.HwU' index 40 using (($1+$2)/2):3 ls 3 title '',\
'MADatNLO.HwU' index 39 using (($1+$2)/2):5 ls 2 title '',\
'MADatNLO.HwU' index 39 using (($1+$2)/2):3:4 w yerrorbar ls 2 title '',\
'MADatNLO.HwU' index 39 using (($1+$2)/2):3 ls 2 title ''

unset label

################################################################################

################################################################################
### Rendering of the plot titled 'ptmum'
################################################################################

set multiplot
set label "ptmum" font ",13" at graph 0.04, graph 1.05
set xrange [0.0000e+00:1.5000e+03]
set bmargin 0 
set tmargin 0
set xtics nomirror
set ytics nomirror
set mytics 10
set xtics auto
set key horizontal noreverse maxcols 1 width -4 
set label front 'MadGraph5\_aMC\@NLO' font "Courier,11" rotate by 90 at graph 1.02, graph 0.04

#-- rendering subhistograms 'NLO|#1 and LO|#1 results'

set format y '10^{%T}'
set yrange [2.3003e-09:1.1571e-02]
set origin 0.0000e+00, 5.0000e-01
set size 1.0000e+00, 4.0000e-01
set mytics 10
set ytics auto
set format x ''
set logscale y
set ylabel "{/Symbol s} per bin [pb]"

plot \
sqrt(-1) ls 14 title 'TOT|#1, scale variation',\
sqrt(-1) ls 13 title 'LOAA|#1, scale variation',\
sqrt(-1) ls 12 title 'LO|#1, scale variation',\
sqrt(-1) ls 11 title 'NLO|#1, scale variation',\
'MADatNLO.HwU' index 45 using (($1+$2)/2):($3 >= 0 ? sqrt(-1) : abs($3)):4 w yerrorbar ls 104 title '',\
'MADatNLO.HwU' index 45 using (($1+$2)/2):($3 >= 0 ? sqrt(-1) : abs($3)) ls 104 title '',\
'MADatNLO.HwU' index 45 using (($1+$2)/2):($3 < 0 ? sqrt(-1) : $3):4 w yerrorbar ls 4 title '',\
'MADatNLO.HwU' index 45 using (($1+$2)/2):($3 < 0 ? sqrt(-1) : $3) ls 4 title 'TOT|#1, central value, dynamical\_scale\_choice=10',\
'MADatNLO.HwU' index 44 using (($1+$2)/2):($3 >= 0 ? sqrt(-1) : abs($3)):4 w yerrorbar ls 103 title '',\
'MADatNLO.HwU' index 44 using (($1+$2)/2):($3 >= 0 ? sqrt(-1) : abs($3)) ls 103 title '',\
'MADatNLO.HwU' index 44 using (($1+$2)/2):($3 < 0 ? sqrt(-1) : $3):4 w yerrorbar ls 3 title '',\
'MADatNLO.HwU' index 44 using (($1+$2)/2):($3 < 0 ? sqrt(-1) : $3) ls 3 title 'LOAA|#1, central value, dynamical\_scale\_choice=10',\
'MADatNLO.HwU' index 43 using (($1+$2)/2):($3 >= 0 ? sqrt(-1) : abs($3)):4 w yerrorbar ls 102 title '',\
'MADatNLO.HwU' index 43 using (($1+$2)/2):($3 >= 0 ? sqrt(-1) : abs($3)) ls 102 title '',\
'MADatNLO.HwU' index 43 using (($1+$2)/2):($3 < 0 ? sqrt(-1) : $3):4 w yerrorbar ls 2 title '',\
'MADatNLO.HwU' index 43 using (($1+$2)/2):($3 < 0 ? sqrt(-1) : $3) ls 2 title 'LO|#1, central value, dynamical\_scale\_choice=10',\
'MADatNLO.HwU' index 42 using (($1+$2)/2):($3 >= 0 ? sqrt(-1) : abs($3)):4 w yerrorbar ls 101 title '',\
'MADatNLO.HwU' index 42 using (($1+$2)/2):($3 >= 0 ? sqrt(-1) : abs($3)) ls 101 title '',\
'MADatNLO.HwU' index 42 using (($1+$2)/2):($3 < 0 ? sqrt(-1) : $3):4 w yerrorbar ls 1 title '',\
'MADatNLO.HwU' index 42 using (($1+$2)/2):($3 < 0 ? sqrt(-1) : $3) ls 1 title 'NLO|#1, central value, dynamical\_scale\_choice=10'
#-- rendering subhistograms 'Relative scale and PDF uncertainty'
unset label
unset format
set yrange [-3.5223e-02:3.3319e-02]
set origin 0.0000e+00, 3.5000e-01
set size 1.0000e+00, 1.5000e-01
set mytics 2
set ytics auto
set format x ''
unset logscale y
set ylabel "NLO|#1 rel.unc."
set label "Relative uncertainties w.r.t. central values" font ",9" front at graph 0.03, graph 0.13
plot \
'MADatNLO.HwU' index 45 using (($1+$2)/2):(safe($7,$3,1.0)-1.0) ls 14 title '',\
'MADatNLO.HwU' index 45 using (($1+$2)/2):(safe($6,$3,1.0)-1.0) ls 14 title '',\
'MADatNLO.HwU' index 44 using (($1+$2)/2):(safe($7,$3,1.0)-1.0) ls 13 title '',\
'MADatNLO.HwU' index 44 using (($1+$2)/2):(safe($6,$3,1.0)-1.0) ls 13 title '',\
'MADatNLO.HwU' index 43 using (($1+$2)/2):(safe($7,$3,1.0)-1.0) ls 12 title '',\
'MADatNLO.HwU' index 43 using (($1+$2)/2):(safe($6,$3,1.0)-1.0) ls 12 title '',\
'MADatNLO.HwU' index 42 using (($1+$2)/2):(safe($7,$3,1.0)-1.0) ls 11 title '',\
'MADatNLO.HwU' index 42 using (($1+$2)/2):(safe($6,$3,1.0)-1.0) ls 11 title '',\
0.0 ls 999 title '',\
'MADatNLO.HwU' index 45 using (($1+$2)/2):(0.0):(safe($4,$3,0.0)) w yerrorbar ls 4 title '',\
'MADatNLO.HwU' index 45 using (($1+$2)/2):(safe($5,$3,1.0)-1.0) ls 4 title '',\
'MADatNLO.HwU' index 44 using (($1+$2)/2):(0.0):(safe($4,$3,0.0)) w yerrorbar ls 3 title '',\
'MADatNLO.HwU' index 44 using (($1+$2)/2):(safe($5,$3,1.0)-1.0) ls 3 title '',\
'MADatNLO.HwU' index 43 using (($1+$2)/2):(0.0):(safe($4,$3,0.0)) w yerrorbar ls 2 title '',\
'MADatNLO.HwU' index 43 using (($1+$2)/2):(safe($5,$3,1.0)-1.0) ls 2 title '',\
'MADatNLO.HwU' index 42 using (($1+$2)/2):(0.0):(safe($4,$3,0.0)) w yerrorbar ls 1 title '',\
'MADatNLO.HwU' index 42 using (($1+$2)/2):(safe($5,$3,1.0)-1.0) ls 1 title ''
#-- rendering subhistograms '(LO|#1LOAA|#1TOT|#1)/(NLO|#1 central value) ratio'
unset label
unset format
set yrange [-5.2222e-01:2.4399e+00]
set origin 0.0000e+00, 2.0000e-01
set size 1.0000e+00, 1.5000e-01
set mytics 2
set ytics auto
set format x
unset logscale y
set ylabel "ratio w.r.t. NLO|#1"
set label "(LO|#1LOAA|#1TOT|#1)/(NLO|#1 central value)" font ",9" at graph 0.03, graph 0.13
plot \
1.0 ls 999 title '',\
'MADatNLO.HwU' index 48 using (($1+$2)/2):7 ls 14 title '',\
'MADatNLO.HwU' index 48 using (($1+$2)/2):6 ls 14 title '',\
'MADatNLO.HwU' index 47 using (($1+$2)/2):7 ls 13 title '',\
'MADatNLO.HwU' index 47 using (($1+$2)/2):6 ls 13 title '',\
'MADatNLO.HwU' index 46 using (($1+$2)/2):7 ls 12 title '',\
'MADatNLO.HwU' index 46 using (($1+$2)/2):6 ls 12 title '',\
'MADatNLO.HwU' index 48 using (($1+$2)/2):5 ls 4 title '',\
'MADatNLO.HwU' index 48 using (($1+$2)/2):3:4 w yerrorbar ls 4 title '',\
'MADatNLO.HwU' index 48 using (($1+$2)/2):3 ls 4 title '',\
'MADatNLO.HwU' index 47 using (($1+$2)/2):5 ls 3 title '',\
'MADatNLO.HwU' index 47 using (($1+$2)/2):3:4 w yerrorbar ls 3 title '',\
'MADatNLO.HwU' index 47 using (($1+$2)/2):3 ls 3 title '',\
'MADatNLO.HwU' index 46 using (($1+$2)/2):5 ls 2 title '',\
'MADatNLO.HwU' index 46 using (($1+$2)/2):3:4 w yerrorbar ls 2 title '',\
'MADatNLO.HwU' index 46 using (($1+$2)/2):3 ls 2 title ''

unset label

################################################################################

################################################################################
### Rendering of the plot titled 'pttop'
################################################################################

set multiplot
set label "pttop" font ",13" at graph 0.04, graph 1.05
set xrange [0.0000e+00:1.5000e+03]
set bmargin 0 
set tmargin 0
set xtics nomirror
set ytics nomirror
set mytics 10
set xtics auto
set key horizontal noreverse maxcols 1 width -4 
set label front 'MadGraph5\_aMC\@NLO' font "Courier,11" rotate by 90 at graph 1.02, graph 0.04

#-- rendering subhistograms 'NLO|#1 and LO|#1 results'

set format y '10^{%T}'
set yrange [2.0650e-06:3.2705e-02]
set origin 0.0000e+00, 5.0000e-01
set size 1.0000e+00, 4.0000e-01
set mytics 10
set ytics auto
set format x ''
set logscale y
set ylabel "{/Symbol s} per bin [pb]"

plot \
sqrt(-1) ls 14 title 'TOT|#1, scale variation',\
sqrt(-1) ls 13 title 'LOAA|#1, scale variation',\
sqrt(-1) ls 12 title 'LO|#1, scale variation',\
sqrt(-1) ls 11 title 'NLO|#1, scale variation',\
'MADatNLO.HwU' index 52 using (($1+$2)/2):($3 >= 0 ? sqrt(-1) : abs($3)):4 w yerrorbar ls 104 title '',\
'MADatNLO.HwU' index 52 using (($1+$2)/2):($3 >= 0 ? sqrt(-1) : abs($3)) ls 104 title '',\
'MADatNLO.HwU' index 52 using (($1+$2)/2):($3 < 0 ? sqrt(-1) : $3):4 w yerrorbar ls 4 title '',\
'MADatNLO.HwU' index 52 using (($1+$2)/2):($3 < 0 ? sqrt(-1) : $3) ls 4 title 'TOT|#1, central value, dynamical\_scale\_choice=10',\
'MADatNLO.HwU' index 51 using (($1+$2)/2):($3 >= 0 ? sqrt(-1) : abs($3)):4 w yerrorbar ls 103 title '',\
'MADatNLO.HwU' index 51 using (($1+$2)/2):($3 >= 0 ? sqrt(-1) : abs($3)) ls 103 title '',\
'MADatNLO.HwU' index 51 using (($1+$2)/2):($3 < 0 ? sqrt(-1) : $3):4 w yerrorbar ls 3 title '',\
'MADatNLO.HwU' index 51 using (($1+$2)/2):($3 < 0 ? sqrt(-1) : $3) ls 3 title 'LOAA|#1, central value, dynamical\_scale\_choice=10',\
'MADatNLO.HwU' index 50 using (($1+$2)/2):($3 >= 0 ? sqrt(-1) : abs($3)):4 w yerrorbar ls 102 title '',\
'MADatNLO.HwU' index 50 using (($1+$2)/2):($3 >= 0 ? sqrt(-1) : abs($3)) ls 102 title '',\
'MADatNLO.HwU' index 50 using (($1+$2)/2):($3 < 0 ? sqrt(-1) : $3):4 w yerrorbar ls 2 title '',\
'MADatNLO.HwU' index 50 using (($1+$2)/2):($3 < 0 ? sqrt(-1) : $3) ls 2 title 'LO|#1, central value, dynamical\_scale\_choice=10',\
'MADatNLO.HwU' index 49 using (($1+$2)/2):($3 >= 0 ? sqrt(-1) : abs($3)):4 w yerrorbar ls 101 title '',\
'MADatNLO.HwU' index 49 using (($1+$2)/2):($3 >= 0 ? sqrt(-1) : abs($3)) ls 101 title '',\
'MADatNLO.HwU' index 49 using (($1+$2)/2):($3 < 0 ? sqrt(-1) : $3):4 w yerrorbar ls 1 title '',\
'MADatNLO.HwU' index 49 using (($1+$2)/2):($3 < 0 ? sqrt(-1) : $3) ls 1 title 'NLO|#1, central value, dynamical\_scale\_choice=10'
#-- rendering subhistograms 'Relative scale and PDF uncertainty'
unset label
unset format
set yrange [-6.5950e-02:7.0573e-02]
set origin 0.0000e+00, 3.5000e-01
set size 1.0000e+00, 1.5000e-01
set mytics 2
set ytics auto
set format x ''
unset logscale y
set ylabel "NLO|#1 rel.unc."
set label "Relative uncertainties w.r.t. central values" font ",9" front at graph 0.03, graph 0.13
plot \
'MADatNLO.HwU' index 52 using (($1+$2)/2):(safe($7,$3,1.0)-1.0) ls 14 title '',\
'MADatNLO.HwU' index 52 using (($1+$2)/2):(safe($6,$3,1.0)-1.0) ls 14 title '',\
'MADatNLO.HwU' index 51 using (($1+$2)/2):(safe($7,$3,1.0)-1.0) ls 13 title '',\
'MADatNLO.HwU' index 51 using (($1+$2)/2):(safe($6,$3,1.0)-1.0) ls 13 title '',\
'MADatNLO.HwU' index 50 using (($1+$2)/2):(safe($7,$3,1.0)-1.0) ls 12 title '',\
'MADatNLO.HwU' index 50 using (($1+$2)/2):(safe($6,$3,1.0)-1.0) ls 12 title '',\
'MADatNLO.HwU' index 49 using (($1+$2)/2):(safe($7,$3,1.0)-1.0) ls 11 title '',\
'MADatNLO.HwU' index 49 using (($1+$2)/2):(safe($6,$3,1.0)-1.0) ls 11 title '',\
0.0 ls 999 title '',\
'MADatNLO.HwU' index 52 using (($1+$2)/2):(0.0):(safe($4,$3,0.0)) w yerrorbar ls 4 title '',\
'MADatNLO.HwU' index 52 using (($1+$2)/2):(safe($5,$3,1.0)-1.0) ls 4 title '',\
'MADatNLO.HwU' index 51 using (($1+$2)/2):(0.0):(safe($4,$3,0.0)) w yerrorbar ls 3 title '',\
'MADatNLO.HwU' index 51 using (($1+$2)/2):(safe($5,$3,1.0)-1.0) ls 3 title '',\
'MADatNLO.HwU' index 50 using (($1+$2)/2):(0.0):(safe($4,$3,0.0)) w yerrorbar ls 2 title '',\
'MADatNLO.HwU' index 50 using (($1+$2)/2):(safe($5,$3,1.0)-1.0) ls 2 title '',\
'MADatNLO.HwU' index 49 using (($1+$2)/2):(0.0):(safe($4,$3,0.0)) w yerrorbar ls 1 title '',\
'MADatNLO.HwU' index 49 using (($1+$2)/2):(safe($5,$3,1.0)-1.0) ls 1 title ''
#-- rendering subhistograms '(LO|#1LOAA|#1TOT|#1)/(NLO|#1 central value) ratio'
unset label
unset format
set yrange [-6.0174e+01:3.3615e+01]
set origin 0.0000e+00, 2.0000e-01
set size 1.0000e+00, 1.5000e-01
set mytics 2
set ytics auto
set format x
unset logscale y
set ylabel "ratio w.r.t. NLO|#1"
set label "(LO|#1LOAA|#1TOT|#1)/(NLO|#1 central value)" font ",9" at graph 0.03, graph 0.13
plot \
1.0 ls 999 title '',\
'MADatNLO.HwU' index 55 using (($1+$2)/2):7 ls 14 title '',\
'MADatNLO.HwU' index 55 using (($1+$2)/2):6 ls 14 title '',\
'MADatNLO.HwU' index 54 using (($1+$2)/2):7 ls 13 title '',\
'MADatNLO.HwU' index 54 using (($1+$2)/2):6 ls 13 title '',\
'MADatNLO.HwU' index 53 using (($1+$2)/2):7 ls 12 title '',\
'MADatNLO.HwU' index 53 using (($1+$2)/2):6 ls 12 title '',\
'MADatNLO.HwU' index 55 using (($1+$2)/2):5 ls 4 title '',\
'MADatNLO.HwU' index 55 using (($1+$2)/2):3:4 w yerrorbar ls 4 title '',\
'MADatNLO.HwU' index 55 using (($1+$2)/2):3 ls 4 title '',\
'MADatNLO.HwU' index 54 using (($1+$2)/2):5 ls 3 title '',\
'MADatNLO.HwU' index 54 using (($1+$2)/2):3:4 w yerrorbar ls 3 title '',\
'MADatNLO.HwU' index 54 using (($1+$2)/2):3 ls 3 title '',\
'MADatNLO.HwU' index 53 using (($1+$2)/2):5 ls 2 title '',\
'MADatNLO.HwU' index 53 using (($1+$2)/2):3:4 w yerrorbar ls 2 title '',\
'MADatNLO.HwU' index 53 using (($1+$2)/2):3 ls 2 title ''

unset label

################################################################################

################################################################################
### Rendering of the plot titled 'ptatop'
################################################################################

set multiplot
set label "ptatop" font ",13" at graph 0.04, graph 1.05
set xrange [0.0000e+00:1.5000e+03]
set bmargin 0 
set tmargin 0
set xtics nomirror
set ytics nomirror
set mytics 10
set xtics auto
set key horizontal noreverse maxcols 1 width -4 
set label front 'MadGraph5\_aMC\@NLO' font "Courier,11" rotate by 90 at graph 1.02, graph 0.04

#-- rendering subhistograms 'NLO|#1 and LO|#1 results'

set format y '10^{%T}'
set yrange [9.4712e-07:3.2705e-02]
set origin 0.0000e+00, 5.0000e-01
set size 1.0000e+00, 4.0000e-01
set mytics 10
set ytics auto
set format x ''
set logscale y
set ylabel "{/Symbol s} per bin [pb]"

plot \
sqrt(-1) ls 14 title 'TOT|#1, scale variation',\
sqrt(-1) ls 13 title 'LOAA|#1, scale variation',\
sqrt(-1) ls 12 title 'LO|#1, scale variation',\
sqrt(-1) ls 11 title 'NLO|#1, scale variation',\
'MADatNLO.HwU' index 59 using (($1+$2)/2):($3 >= 0 ? sqrt(-1) : abs($3)):4 w yerrorbar ls 104 title '',\
'MADatNLO.HwU' index 59 using (($1+$2)/2):($3 >= 0 ? sqrt(-1) : abs($3)) ls 104 title '',\
'MADatNLO.HwU' index 59 using (($1+$2)/2):($3 < 0 ? sqrt(-1) : $3):4 w yerrorbar ls 4 title '',\
'MADatNLO.HwU' index 59 using (($1+$2)/2):($3 < 0 ? sqrt(-1) : $3) ls 4 title 'TOT|#1, central value, dynamical\_scale\_choice=10',\
'MADatNLO.HwU' index 58 using (($1+$2)/2):($3 >= 0 ? sqrt(-1) : abs($3)):4 w yerrorbar ls 103 title '',\
'MADatNLO.HwU' index 58 using (($1+$2)/2):($3 >= 0 ? sqrt(-1) : abs($3)) ls 103 title '',\
'MADatNLO.HwU' index 58 using (($1+$2)/2):($3 < 0 ? sqrt(-1) : $3):4 w yerrorbar ls 3 title '',\
'MADatNLO.HwU' index 58 using (($1+$2)/2):($3 < 0 ? sqrt(-1) : $3) ls 3 title 'LOAA|#1, central value, dynamical\_scale\_choice=10',\
'MADatNLO.HwU' index 57 using (($1+$2)/2):($3 >= 0 ? sqrt(-1) : abs($3)):4 w yerrorbar ls 102 title '',\
'MADatNLO.HwU' index 57 using (($1+$2)/2):($3 >= 0 ? sqrt(-1) : abs($3)) ls 102 title '',\
'MADatNLO.HwU' index 57 using (($1+$2)/2):($3 < 0 ? sqrt(-1) : $3):4 w yerrorbar ls 2 title '',\
'MADatNLO.HwU' index 57 using (($1+$2)/2):($3 < 0 ? sqrt(-1) : $3) ls 2 title 'LO|#1, central value, dynamical\_scale\_choice=10',\
'MADatNLO.HwU' index 56 using (($1+$2)/2):($3 >= 0 ? sqrt(-1) : abs($3)):4 w yerrorbar ls 101 title '',\
'MADatNLO.HwU' index 56 using (($1+$2)/2):($3 >= 0 ? sqrt(-1) : abs($3)) ls 101 title '',\
'MADatNLO.HwU' index 56 using (($1+$2)/2):($3 < 0 ? sqrt(-1) : $3):4 w yerrorbar ls 1 title '',\
'MADatNLO.HwU' index 56 using (($1+$2)/2):($3 < 0 ? sqrt(-1) : $3) ls 1 title 'NLO|#1, central value, dynamical\_scale\_choice=10'
#-- rendering subhistograms 'Relative scale and PDF uncertainty'
unset label
unset format
set yrange [-6.5950e-02:7.0573e-02]
set origin 0.0000e+00, 3.5000e-01
set size 1.0000e+00, 1.5000e-01
set mytics 2
set ytics auto
set format x ''
unset logscale y
set ylabel "NLO|#1 rel.unc."
set label "Relative uncertainties w.r.t. central values" font ",9" front at graph 0.03, graph 0.13
plot \
'MADatNLO.HwU' index 59 using (($1+$2)/2):(safe($7,$3,1.0)-1.0) ls 14 title '',\
'MADatNLO.HwU' index 59 using (($1+$2)/2):(safe($6,$3,1.0)-1.0) ls 14 title '',\
'MADatNLO.HwU' index 58 using (($1+$2)/2):(safe($7,$3,1.0)-1.0) ls 13 title '',\
'MADatNLO.HwU' index 58 using (($1+$2)/2):(safe($6,$3,1.0)-1.0) ls 13 title '',\
'MADatNLO.HwU' index 57 using (($1+$2)/2):(safe($7,$3,1.0)-1.0) ls 12 title '',\
'MADatNLO.HwU' index 57 using (($1+$2)/2):(safe($6,$3,1.0)-1.0) ls 12 title '',\
'MADatNLO.HwU' index 56 using (($1+$2)/2):(safe($7,$3,1.0)-1.0) ls 11 title '',\
'MADatNLO.HwU' index 56 using (($1+$2)/2):(safe($6,$3,1.0)-1.0) ls 11 title '',\
0.0 ls 999 title '',\
'MADatNLO.HwU' index 59 using (($1+$2)/2):(0.0):(safe($4,$3,0.0)) w yerrorbar ls 4 title '',\
'MADatNLO.HwU' index 59 using (($1+$2)/2):(safe($5,$3,1.0)-1.0) ls 4 title '',\
'MADatNLO.HwU' index 58 using (($1+$2)/2):(0.0):(safe($4,$3,0.0)) w yerrorbar ls 3 title '',\
'MADatNLO.HwU' index 58 using (($1+$2)/2):(safe($5,$3,1.0)-1.0) ls 3 title '',\
'MADatNLO.HwU' index 57 using (($1+$2)/2):(0.0):(safe($4,$3,0.0)) w yerrorbar ls 2 title '',\
'MADatNLO.HwU' index 57 using (($1+$2)/2):(safe($5,$3,1.0)-1.0) ls 2 title '',\
'MADatNLO.HwU' index 56 using (($1+$2)/2):(0.0):(safe($4,$3,0.0)) w yerrorbar ls 1 title '',\
'MADatNLO.HwU' index 56 using (($1+$2)/2):(safe($5,$3,1.0)-1.0) ls 1 title ''
#-- rendering subhistograms '(LO|#1LOAA|#1TOT|#1)/(NLO|#1 central value) ratio'
unset label
unset format
set yrange [-5.1705e+01:3.4492e+01]
set origin 0.0000e+00, 2.0000e-01
set size 1.0000e+00, 1.5000e-01
set mytics 2
set ytics auto
set format x
unset logscale y
set ylabel "ratio w.r.t. NLO|#1"
set label "(LO|#1LOAA|#1TOT|#1)/(NLO|#1 central value)" font ",9" at graph 0.03, graph 0.13
plot \
1.0 ls 999 title '',\
'MADatNLO.HwU' index 62 using (($1+$2)/2):7 ls 14 title '',\
'MADatNLO.HwU' index 62 using (($1+$2)/2):6 ls 14 title '',\
'MADatNLO.HwU' index 61 using (($1+$2)/2):7 ls 13 title '',\
'MADatNLO.HwU' index 61 using (($1+$2)/2):6 ls 13 title '',\
'MADatNLO.HwU' index 60 using (($1+$2)/2):7 ls 12 title '',\
'MADatNLO.HwU' index 60 using (($1+$2)/2):6 ls 12 title '',\
'MADatNLO.HwU' index 62 using (($1+$2)/2):5 ls 4 title '',\
'MADatNLO.HwU' index 62 using (($1+$2)/2):3:4 w yerrorbar ls 4 title '',\
'MADatNLO.HwU' index 62 using (($1+$2)/2):3 ls 4 title '',\
'MADatNLO.HwU' index 61 using (($1+$2)/2):5 ls 3 title '',\
'MADatNLO.HwU' index 61 using (($1+$2)/2):3:4 w yerrorbar ls 3 title '',\
'MADatNLO.HwU' index 61 using (($1+$2)/2):3 ls 3 title '',\
'MADatNLO.HwU' index 60 using (($1+$2)/2):5 ls 2 title '',\
'MADatNLO.HwU' index 60 using (($1+$2)/2):3:4 w yerrorbar ls 2 title '',\
'MADatNLO.HwU' index 60 using (($1+$2)/2):3 ls 2 title ''

unset label

################################################################################

################################################################################
### Rendering of the plot titled 'mmumu'
################################################################################

set multiplot
set label "mmumu" font ",13" at graph 0.04, graph 1.05
set xrange [0.0000e+00:6.0000e+01]
set bmargin 0 
set tmargin 0
set xtics nomirror
set ytics nomirror
set mytics 10
set xtics auto
set key horizontal noreverse maxcols 1 width -4 
set label front 'MadGraph5\_aMC\@NLO' font "Courier,11" rotate by 90 at graph 1.02, graph 0.04

#-- rendering subhistograms 'NLO|#1 and LO|#1 results'

set format y '10^{%T}'
set yrange [2.4721e-02:3.3295e-01]
set origin 0.0000e+00, 5.0000e-01
set size 1.0000e+00, 4.0000e-01
set mytics 10
set ytics auto
set format x ''
set logscale y
set ylabel "{/Symbol s} per bin [pb]"

plot \
sqrt(-1) ls 14 title 'TOT|#1, scale variation',\
sqrt(-1) ls 13 title 'LOAA|#1, scale variation',\
sqrt(-1) ls 12 title 'LO|#1, scale variation',\
sqrt(-1) ls 11 title 'NLO|#1, scale variation',\
'MADatNLO.HwU' index 66 using (($1+$2)/2):($3 >= 0 ? sqrt(-1) : abs($3)):4 w yerrorbar ls 104 title '',\
'MADatNLO.HwU' index 66 using (($1+$2)/2):($3 >= 0 ? sqrt(-1) : abs($3)) ls 104 title '',\
'MADatNLO.HwU' index 66 using (($1+$2)/2):($3 < 0 ? sqrt(-1) : $3):4 w yerrorbar ls 4 title '',\
'MADatNLO.HwU' index 66 using (($1+$2)/2):($3 < 0 ? sqrt(-1) : $3) ls 4 title 'TOT|#1, central value, dynamical\_scale\_choice=10',\
'MADatNLO.HwU' index 65 using (($1+$2)/2):($3 >= 0 ? sqrt(-1) : abs($3)):4 w yerrorbar ls 103 title '',\
'MADatNLO.HwU' index 65 using (($1+$2)/2):($3 >= 0 ? sqrt(-1) : abs($3)) ls 103 title '',\
'MADatNLO.HwU' index 65 using (($1+$2)/2):($3 < 0 ? sqrt(-1) : $3):4 w yerrorbar ls 3 title '',\
'MADatNLO.HwU' index 65 using (($1+$2)/2):($3 < 0 ? sqrt(-1) : $3) ls 3 title 'LOAA|#1, central value, dynamical\_scale\_choice=10',\
'MADatNLO.HwU' index 64 using (($1+$2)/2):($3 >= 0 ? sqrt(-1) : abs($3)):4 w yerrorbar ls 102 title '',\
'MADatNLO.HwU' index 64 using (($1+$2)/2):($3 >= 0 ? sqrt(-1) : abs($3)) ls 102 title '',\
'MADatNLO.HwU' index 64 using (($1+$2)/2):($3 < 0 ? sqrt(-1) : $3):4 w yerrorbar ls 2 title '',\
'MADatNLO.HwU' index 64 using (($1+$2)/2):($3 < 0 ? sqrt(-1) : $3) ls 2 title 'LO|#1, central value, dynamical\_scale\_choice=10',\
'MADatNLO.HwU' index 63 using (($1+$2)/2):($3 >= 0 ? sqrt(-1) : abs($3)):4 w yerrorbar ls 101 title '',\
'MADatNLO.HwU' index 63 using (($1+$2)/2):($3 >= 0 ? sqrt(-1) : abs($3)) ls 101 title '',\
'MADatNLO.HwU' index 63 using (($1+$2)/2):($3 < 0 ? sqrt(-1) : $3):4 w yerrorbar ls 1 title '',\
'MADatNLO.HwU' index 63 using (($1+$2)/2):($3 < 0 ? sqrt(-1) : $3) ls 1 title 'NLO|#1, central value, dynamical\_scale\_choice=10'
#-- rendering subhistograms 'Relative scale and PDF uncertainty'
unset label
unset format
set yrange [-5.0868e-01:5.2724e-01]
set origin 0.0000e+00, 3.5000e-01
set size 1.0000e+00, 1.5000e-01
set mytics 2
set ytics auto
set format x ''
unset logscale y
set ylabel "NLO|#1 rel.unc."
set label "Relative uncertainties w.r.t. central values" font ",9" front at graph 0.03, graph 0.13
plot \
'MADatNLO.HwU' index 66 using (($1+$2)/2):(safe($7,$3,1.0)-1.0) ls 14 title '',\
'MADatNLO.HwU' index 66 using (($1+$2)/2):(safe($6,$3,1.0)-1.0) ls 14 title '',\
'MADatNLO.HwU' index 65 using (($1+$2)/2):(safe($7,$3,1.0)-1.0) ls 13 title '',\
'MADatNLO.HwU' index 65 using (($1+$2)/2):(safe($6,$3,1.0)-1.0) ls 13 title '',\
'MADatNLO.HwU' index 64 using (($1+$2)/2):(safe($7,$3,1.0)-1.0) ls 12 title '',\
'MADatNLO.HwU' index 64 using (($1+$2)/2):(safe($6,$3,1.0)-1.0) ls 12 title '',\
'MADatNLO.HwU' index 63 using (($1+$2)/2):(safe($7,$3,1.0)-1.0) ls 11 title '',\
'MADatNLO.HwU' index 63 using (($1+$2)/2):(safe($6,$3,1.0)-1.0) ls 11 title '',\
0.0 ls 999 title '',\
'MADatNLO.HwU' index 66 using (($1+$2)/2):(0.0):(safe($4,$3,0.0)) w yerrorbar ls 4 title '',\
'MADatNLO.HwU' index 66 using (($1+$2)/2):(safe($5,$3,1.0)-1.0) ls 4 title '',\
'MADatNLO.HwU' index 65 using (($1+$2)/2):(0.0):(safe($4,$3,0.0)) w yerrorbar ls 3 title '',\
'MADatNLO.HwU' index 65 using (($1+$2)/2):(safe($5,$3,1.0)-1.0) ls 3 title '',\
'MADatNLO.HwU' index 64 using (($1+$2)/2):(0.0):(safe($4,$3,0.0)) w yerrorbar ls 2 title '',\
'MADatNLO.HwU' index 64 using (($1+$2)/2):(safe($5,$3,1.0)-1.0) ls 2 title '',\
'MADatNLO.HwU' index 63 using (($1+$2)/2):(0.0):(safe($4,$3,0.0)) w yerrorbar ls 1 title '',\
'MADatNLO.HwU' index 63 using (($1+$2)/2):(safe($5,$3,1.0)-1.0) ls 1 title ''
#-- rendering subhistograms '(LO|#1LOAA|#1TOT|#1)/(NLO|#1 central value) ratio'
unset label
unset format
set yrange [-1.5819e+01:2.5773e+00]
set origin 0.0000e+00, 2.0000e-01
set size 1.0000e+00, 1.5000e-01
set mytics 2
set ytics auto
set format x
unset logscale y
set ylabel "ratio w.r.t. NLO|#1"
set label "(LO|#1LOAA|#1TOT|#1)/(NLO|#1 central value)" font ",9" at graph 0.03, graph 0.13
plot \
1.0 ls 999 title '',\
'MADatNLO.HwU' index 69 using (($1+$2)/2):7 ls 14 title '',\
'MADatNLO.HwU' index 69 using (($1+$2)/2):6 ls 14 title '',\
'MADatNLO.HwU' index 68 using (($1+$2)/2):7 ls 13 title '',\
'MADatNLO.HwU' index 68 using (($1+$2)/2):6 ls 13 title '',\
'MADatNLO.HwU' index 67 using (($1+$2)/2):7 ls 12 title '',\
'MADatNLO.HwU' index 67 using (($1+$2)/2):6 ls 12 title '',\
'MADatNLO.HwU' index 69 using (($1+$2)/2):5 ls 4 title '',\
'MADatNLO.HwU' index 69 using (($1+$2)/2):3:4 w yerrorbar ls 4 title '',\
'MADatNLO.HwU' index 69 using (($1+$2)/2):3 ls 4 title '',\
'MADatNLO.HwU' index 68 using (($1+$2)/2):5 ls 3 title '',\
'MADatNLO.HwU' index 68 using (($1+$2)/2):3:4 w yerrorbar ls 3 title '',\
'MADatNLO.HwU' index 68 using (($1+$2)/2):3 ls 3 title '',\
'MADatNLO.HwU' index 67 using (($1+$2)/2):5 ls 2 title '',\
'MADatNLO.HwU' index 67 using (($1+$2)/2):3:4 w yerrorbar ls 2 title '',\
'MADatNLO.HwU' index 67 using (($1+$2)/2):3 ls 2 title ''

unset label

################################################################################

################################################################################
### Rendering of the plot titled 'thetamup'
################################################################################

set multiplot
set label "thetamup" font ",13" at graph 0.04, graph 1.05
set xrange [0.0000e+00:3.1416e+00]
set bmargin 0 
set tmargin 0
set xtics nomirror
set ytics nomirror
set mytics 10
set xtics auto
set key horizontal noreverse maxcols 1 width -4 
set label front 'MadGraph5\_aMC\@NLO' font "Courier,11" rotate by 90 at graph 1.02, graph 0.04

#-- rendering subhistograms 'NLO|#1 and LO|#1 results'

set format y '10^{%T}'
set yrange [7.5287e-08:2.9033e-03]
set origin 0.0000e+00, 5.0000e-01
set size 1.0000e+00, 4.0000e-01
set mytics 10
set ytics auto
set format x ''
set logscale y
set ylabel "{/Symbol s} per bin [pb]"

plot \
sqrt(-1) ls 14 title 'TOT|#1, scale variation',\
sqrt(-1) ls 13 title 'LOAA|#1, scale variation',\
sqrt(-1) ls 12 title 'LO|#1, scale variation',\
sqrt(-1) ls 11 title 'NLO|#1, scale variation',\
'MADatNLO.HwU' index 73 using (($1+$2)/2):($3 >= 0 ? sqrt(-1) : abs($3)):4 w yerrorbar ls 104 title '',\
'MADatNLO.HwU' index 73 using (($1+$2)/2):($3 >= 0 ? sqrt(-1) : abs($3)) ls 104 title '',\
'MADatNLO.HwU' index 73 using (($1+$2)/2):($3 < 0 ? sqrt(-1) : $3):4 w yerrorbar ls 4 title '',\
'MADatNLO.HwU' index 73 using (($1+$2)/2):($3 < 0 ? sqrt(-1) : $3) ls 4 title 'TOT|#1, central value, dynamical\_scale\_choice=10',\
'MADatNLO.HwU' index 72 using (($1+$2)/2):($3 >= 0 ? sqrt(-1) : abs($3)):4 w yerrorbar ls 103 title '',\
'MADatNLO.HwU' index 72 using (($1+$2)/2):($3 >= 0 ? sqrt(-1) : abs($3)) ls 103 title '',\
'MADatNLO.HwU' index 72 using (($1+$2)/2):($3 < 0 ? sqrt(-1) : $3):4 w yerrorbar ls 3 title '',\
'MADatNLO.HwU' index 72 using (($1+$2)/2):($3 < 0 ? sqrt(-1) : $3) ls 3 title 'LOAA|#1, central value, dynamical\_scale\_choice=10',\
'MADatNLO.HwU' index 71 using (($1+$2)/2):($3 >= 0 ? sqrt(-1) : abs($3)):4 w yerrorbar ls 102 title '',\
'MADatNLO.HwU' index 71 using (($1+$2)/2):($3 >= 0 ? sqrt(-1) : abs($3)) ls 102 title '',\
'MADatNLO.HwU' index 71 using (($1+$2)/2):($3 < 0 ? sqrt(-1) : $3):4 w yerrorbar ls 2 title '',\
'MADatNLO.HwU' index 71 using (($1+$2)/2):($3 < 0 ? sqrt(-1) : $3) ls 2 title 'LO|#1, central value, dynamical\_scale\_choice=10',\
'MADatNLO.HwU' index 70 using (($1+$2)/2):($3 >= 0 ? sqrt(-1) : abs($3)):4 w yerrorbar ls 101 title '',\
'MADatNLO.HwU' index 70 using (($1+$2)/2):($3 >= 0 ? sqrt(-1) : abs($3)) ls 101 title '',\
'MADatNLO.HwU' index 70 using (($1+$2)/2):($3 < 0 ? sqrt(-1) : $3):4 w yerrorbar ls 1 title '',\
'MADatNLO.HwU' index 70 using (($1+$2)/2):($3 < 0 ? sqrt(-1) : $3) ls 1 title 'NLO|#1, central value, dynamical\_scale\_choice=10'
#-- rendering subhistograms 'Relative scale and PDF uncertainty'
unset label
unset format
set yrange [-1.5135e-01:1.4967e-01]
set origin 0.0000e+00, 3.5000e-01
set size 1.0000e+00, 1.5000e-01
set mytics 2
set ytics auto
set format x ''
unset logscale y
set ylabel "NLO|#1 rel.unc."
set label "Relative uncertainties w.r.t. central values" font ",9" front at graph 0.03, graph 0.13
plot \
'MADatNLO.HwU' index 73 using (($1+$2)/2):(safe($7,$3,1.0)-1.0) ls 14 title '',\
'MADatNLO.HwU' index 73 using (($1+$2)/2):(safe($6,$3,1.0)-1.0) ls 14 title '',\
'MADatNLO.HwU' index 72 using (($1+$2)/2):(safe($7,$3,1.0)-1.0) ls 13 title '',\
'MADatNLO.HwU' index 72 using (($1+$2)/2):(safe($6,$3,1.0)-1.0) ls 13 title '',\
'MADatNLO.HwU' index 71 using (($1+$2)/2):(safe($7,$3,1.0)-1.0) ls 12 title '',\
'MADatNLO.HwU' index 71 using (($1+$2)/2):(safe($6,$3,1.0)-1.0) ls 12 title '',\
'MADatNLO.HwU' index 70 using (($1+$2)/2):(safe($7,$3,1.0)-1.0) ls 11 title '',\
'MADatNLO.HwU' index 70 using (($1+$2)/2):(safe($6,$3,1.0)-1.0) ls 11 title '',\
0.0 ls 999 title '',\
'MADatNLO.HwU' index 73 using (($1+$2)/2):(0.0):(safe($4,$3,0.0)) w yerrorbar ls 4 title '',\
'MADatNLO.HwU' index 73 using (($1+$2)/2):(safe($5,$3,1.0)-1.0) ls 4 title '',\
'MADatNLO.HwU' index 72 using (($1+$2)/2):(0.0):(safe($4,$3,0.0)) w yerrorbar ls 3 title '',\
'MADatNLO.HwU' index 72 using (($1+$2)/2):(safe($5,$3,1.0)-1.0) ls 3 title '',\
'MADatNLO.HwU' index 71 using (($1+$2)/2):(0.0):(safe($4,$3,0.0)) w yerrorbar ls 2 title '',\
'MADatNLO.HwU' index 71 using (($1+$2)/2):(safe($5,$3,1.0)-1.0) ls 2 title '',\
'MADatNLO.HwU' index 70 using (($1+$2)/2):(0.0):(safe($4,$3,0.0)) w yerrorbar ls 1 title '',\
'MADatNLO.HwU' index 70 using (($1+$2)/2):(safe($5,$3,1.0)-1.0) ls 1 title ''
#-- rendering subhistograms '(LO|#1LOAA|#1TOT|#1)/(NLO|#1 central value) ratio'
unset label
unset format
set yrange [-9.7595e-02:2.0383e+00]
set origin 0.0000e+00, 2.0000e-01
set size 1.0000e+00, 1.5000e-01
set mytics 2
set ytics auto
set format x
unset logscale y
set ylabel "ratio w.r.t. NLO|#1"
set label "(LO|#1LOAA|#1TOT|#1)/(NLO|#1 central value)" font ",9" at graph 0.03, graph 0.13
plot \
1.0 ls 999 title '',\
'MADatNLO.HwU' index 76 using (($1+$2)/2):7 ls 14 title '',\
'MADatNLO.HwU' index 76 using (($1+$2)/2):6 ls 14 title '',\
'MADatNLO.HwU' index 75 using (($1+$2)/2):7 ls 13 title '',\
'MADatNLO.HwU' index 75 using (($1+$2)/2):6 ls 13 title '',\
'MADatNLO.HwU' index 74 using (($1+$2)/2):7 ls 12 title '',\
'MADatNLO.HwU' index 74 using (($1+$2)/2):6 ls 12 title '',\
'MADatNLO.HwU' index 76 using (($1+$2)/2):5 ls 4 title '',\
'MADatNLO.HwU' index 76 using (($1+$2)/2):3:4 w yerrorbar ls 4 title '',\
'MADatNLO.HwU' index 76 using (($1+$2)/2):3 ls 4 title '',\
'MADatNLO.HwU' index 75 using (($1+$2)/2):5 ls 3 title '',\
'MADatNLO.HwU' index 75 using (($1+$2)/2):3:4 w yerrorbar ls 3 title '',\
'MADatNLO.HwU' index 75 using (($1+$2)/2):3 ls 3 title '',\
'MADatNLO.HwU' index 74 using (($1+$2)/2):5 ls 2 title '',\
'MADatNLO.HwU' index 74 using (($1+$2)/2):3:4 w yerrorbar ls 2 title '',\
'MADatNLO.HwU' index 74 using (($1+$2)/2):3 ls 2 title ''

unset label

################################################################################

################################################################################
### Rendering of the plot titled 'thetamum'
################################################################################

set multiplot
set label "thetamum" font ",13" at graph 0.04, graph 1.05
set xrange [0.0000e+00:3.1416e+00]
set bmargin 0 
set tmargin 0
set xtics nomirror
set ytics nomirror
set mytics 10
set xtics auto
set key horizontal noreverse maxcols 1 width -4 
set label front 'MadGraph5\_aMC\@NLO' font "Courier,11" rotate by 90 at graph 1.02, graph 0.04

#-- rendering subhistograms 'NLO|#1 and LO|#1 results'

set format y '10^{%T}'
set yrange [2.5652e-06:2.1320e-03]
set origin 0.0000e+00, 5.0000e-01
set size 1.0000e+00, 4.0000e-01
set mytics 10
set ytics auto
set format x ''
set logscale y
set ylabel "{/Symbol s} per bin [pb]"

plot \
sqrt(-1) ls 14 title 'TOT|#1, scale variation',\
sqrt(-1) ls 13 title 'LOAA|#1, scale variation',\
sqrt(-1) ls 12 title 'LO|#1, scale variation',\
sqrt(-1) ls 11 title 'NLO|#1, scale variation',\
'MADatNLO.HwU' index 80 using (($1+$2)/2):($3 >= 0 ? sqrt(-1) : abs($3)):4 w yerrorbar ls 104 title '',\
'MADatNLO.HwU' index 80 using (($1+$2)/2):($3 >= 0 ? sqrt(-1) : abs($3)) ls 104 title '',\
'MADatNLO.HwU' index 80 using (($1+$2)/2):($3 < 0 ? sqrt(-1) : $3):4 w yerrorbar ls 4 title '',\
'MADatNLO.HwU' index 80 using (($1+$2)/2):($3 < 0 ? sqrt(-1) : $3) ls 4 title 'TOT|#1, central value, dynamical\_scale\_choice=10',\
'MADatNLO.HwU' index 79 using (($1+$2)/2):($3 >= 0 ? sqrt(-1) : abs($3)):4 w yerrorbar ls 103 title '',\
'MADatNLO.HwU' index 79 using (($1+$2)/2):($3 >= 0 ? sqrt(-1) : abs($3)) ls 103 title '',\
'MADatNLO.HwU' index 79 using (($1+$2)/2):($3 < 0 ? sqrt(-1) : $3):4 w yerrorbar ls 3 title '',\
'MADatNLO.HwU' index 79 using (($1+$2)/2):($3 < 0 ? sqrt(-1) : $3) ls 3 title 'LOAA|#1, central value, dynamical\_scale\_choice=10',\
'MADatNLO.HwU' index 78 using (($1+$2)/2):($3 >= 0 ? sqrt(-1) : abs($3)):4 w yerrorbar ls 102 title '',\
'MADatNLO.HwU' index 78 using (($1+$2)/2):($3 >= 0 ? sqrt(-1) : abs($3)) ls 102 title '',\
'MADatNLO.HwU' index 78 using (($1+$2)/2):($3 < 0 ? sqrt(-1) : $3):4 w yerrorbar ls 2 title '',\
'MADatNLO.HwU' index 78 using (($1+$2)/2):($3 < 0 ? sqrt(-1) : $3) ls 2 title 'LO|#1, central value, dynamical\_scale\_choice=10',\
'MADatNLO.HwU' index 77 using (($1+$2)/2):($3 >= 0 ? sqrt(-1) : abs($3)):4 w yerrorbar ls 101 title '',\
'MADatNLO.HwU' index 77 using (($1+$2)/2):($3 >= 0 ? sqrt(-1) : abs($3)) ls 101 title '',\
'MADatNLO.HwU' index 77 using (($1+$2)/2):($3 < 0 ? sqrt(-1) : $3):4 w yerrorbar ls 1 title '',\
'MADatNLO.HwU' index 77 using (($1+$2)/2):($3 < 0 ? sqrt(-1) : $3) ls 1 title 'NLO|#1, central value, dynamical\_scale\_choice=10'
#-- rendering subhistograms 'Relative scale and PDF uncertainty'
unset label
unset format
set yrange [-5.9147e-01:6.1557e-01]
set origin 0.0000e+00, 3.5000e-01
set size 1.0000e+00, 1.5000e-01
set mytics 2
set ytics auto
set format x ''
unset logscale y
set ylabel "NLO|#1 rel.unc."
set label "Relative uncertainties w.r.t. central values" font ",9" front at graph 0.03, graph 0.13
plot \
'MADatNLO.HwU' index 80 using (($1+$2)/2):(safe($7,$3,1.0)-1.0) ls 14 title '',\
'MADatNLO.HwU' index 80 using (($1+$2)/2):(safe($6,$3,1.0)-1.0) ls 14 title '',\
'MADatNLO.HwU' index 79 using (($1+$2)/2):(safe($7,$3,1.0)-1.0) ls 13 title '',\
'MADatNLO.HwU' index 79 using (($1+$2)/2):(safe($6,$3,1.0)-1.0) ls 13 title '',\
'MADatNLO.HwU' index 78 using (($1+$2)/2):(safe($7,$3,1.0)-1.0) ls 12 title '',\
'MADatNLO.HwU' index 78 using (($1+$2)/2):(safe($6,$3,1.0)-1.0) ls 12 title '',\
'MADatNLO.HwU' index 77 using (($1+$2)/2):(safe($7,$3,1.0)-1.0) ls 11 title '',\
'MADatNLO.HwU' index 77 using (($1+$2)/2):(safe($6,$3,1.0)-1.0) ls 11 title '',\
0.0 ls 999 title '',\
'MADatNLO.HwU' index 80 using (($1+$2)/2):(0.0):(safe($4,$3,0.0)) w yerrorbar ls 4 title '',\
'MADatNLO.HwU' index 80 using (($1+$2)/2):(safe($5,$3,1.0)-1.0) ls 4 title '',\
'MADatNLO.HwU' index 79 using (($1+$2)/2):(0.0):(safe($4,$3,0.0)) w yerrorbar ls 3 title '',\
'MADatNLO.HwU' index 79 using (($1+$2)/2):(safe($5,$3,1.0)-1.0) ls 3 title '',\
'MADatNLO.HwU' index 78 using (($1+$2)/2):(0.0):(safe($4,$3,0.0)) w yerrorbar ls 2 title '',\
'MADatNLO.HwU' index 78 using (($1+$2)/2):(safe($5,$3,1.0)-1.0) ls 2 title '',\
'MADatNLO.HwU' index 77 using (($1+$2)/2):(0.0):(safe($4,$3,0.0)) w yerrorbar ls 1 title '',\
'MADatNLO.HwU' index 77 using (($1+$2)/2):(safe($5,$3,1.0)-1.0) ls 1 title ''
#-- rendering subhistograms '(LO|#1LOAA|#1TOT|#1)/(NLO|#1 central value) ratio'
unset label
unset format
set yrange [3.5632e-02:1.9122e+00]
set origin 0.0000e+00, 2.0000e-01
set size 1.0000e+00, 1.5000e-01
set mytics 2
set ytics auto
set format x
unset logscale y
set ylabel "ratio w.r.t. NLO|#1"
set label "(LO|#1LOAA|#1TOT|#1)/(NLO|#1 central value)" font ",9" at graph 0.03, graph 0.13
plot \
1.0 ls 999 title '',\
'MADatNLO.HwU' index 83 using (($1+$2)/2):7 ls 14 title '',\
'MADatNLO.HwU' index 83 using (($1+$2)/2):6 ls 14 title '',\
'MADatNLO.HwU' index 82 using (($1+$2)/2):7 ls 13 title '',\
'MADatNLO.HwU' index 82 using (($1+$2)/2):6 ls 13 title '',\
'MADatNLO.HwU' index 81 using (($1+$2)/2):7 ls 12 title '',\
'MADatNLO.HwU' index 81 using (($1+$2)/2):6 ls 12 title '',\
'MADatNLO.HwU' index 83 using (($1+$2)/2):5 ls 4 title '',\
'MADatNLO.HwU' index 83 using (($1+$2)/2):3:4 w yerrorbar ls 4 title '',\
'MADatNLO.HwU' index 83 using (($1+$2)/2):3 ls 4 title '',\
'MADatNLO.HwU' index 82 using (($1+$2)/2):5 ls 3 title '',\
'MADatNLO.HwU' index 82 using (($1+$2)/2):3:4 w yerrorbar ls 3 title '',\
'MADatNLO.HwU' index 82 using (($1+$2)/2):3 ls 3 title '',\
'MADatNLO.HwU' index 81 using (($1+$2)/2):5 ls 2 title '',\
'MADatNLO.HwU' index 81 using (($1+$2)/2):3:4 w yerrorbar ls 2 title '',\
'MADatNLO.HwU' index 81 using (($1+$2)/2):3 ls 2 title ''

unset label

################################################################################

################################################################################
### Rendering of the plot titled '2mu2top invm'
################################################################################

set multiplot
set label "2mu2top invm" font ",13" at graph 0.04, graph 1.05
set xrange [3.0000e+02:1.0200e+03]
set bmargin 0 
set tmargin 0
set xtics nomirror
set ytics nomirror
set mytics 10
set xtics auto
set key horizontal noreverse maxcols 1 width -4 
set label front 'MadGraph5\_aMC\@NLO' font "Courier,11" rotate by 90 at graph 1.02, graph 0.04

#-- rendering subhistograms 'NLO|#1 and LO|#1 results'

set format y '10^{%T}'
set yrange [4.0027e-06:1.0566e-02]
set origin 0.0000e+00, 5.0000e-01
set size 1.0000e+00, 4.0000e-01
set mytics 10
set ytics auto
set format x ''
set logscale y
set ylabel "{/Symbol s} per bin [pb]"

plot \
sqrt(-1) ls 14 title 'TOT|#1, scale variation',\
sqrt(-1) ls 13 title 'LOAA|#1, scale variation',\
sqrt(-1) ls 12 title 'LO|#1, scale variation',\
sqrt(-1) ls 11 title 'NLO|#1, scale variation',\
'MADatNLO.HwU' index 87 using (($1+$2)/2):($3 >= 0 ? sqrt(-1) : abs($3)):4 w yerrorbar ls 104 title '',\
'MADatNLO.HwU' index 87 using (($1+$2)/2):($3 >= 0 ? sqrt(-1) : abs($3)) ls 104 title '',\
'MADatNLO.HwU' index 87 using (($1+$2)/2):($3 < 0 ? sqrt(-1) : $3):4 w yerrorbar ls 4 title '',\
'MADatNLO.HwU' index 87 using (($1+$2)/2):($3 < 0 ? sqrt(-1) : $3) ls 4 title 'TOT|#1, central value, dynamical\_scale\_choice=10',\
'MADatNLO.HwU' index 86 using (($1+$2)/2):($3 >= 0 ? sqrt(-1) : abs($3)):4 w yerrorbar ls 103 title '',\
'MADatNLO.HwU' index 86 using (($1+$2)/2):($3 >= 0 ? sqrt(-1) : abs($3)) ls 103 title '',\
'MADatNLO.HwU' index 86 using (($1+$2)/2):($3 < 0 ? sqrt(-1) : $3):4 w yerrorbar ls 3 title '',\
'MADatNLO.HwU' index 86 using (($1+$2)/2):($3 < 0 ? sqrt(-1) : $3) ls 3 title 'LOAA|#1, central value, dynamical\_scale\_choice=10',\
'MADatNLO.HwU' index 85 using (($1+$2)/2):($3 >= 0 ? sqrt(-1) : abs($3)):4 w yerrorbar ls 102 title '',\
'MADatNLO.HwU' index 85 using (($1+$2)/2):($3 >= 0 ? sqrt(-1) : abs($3)) ls 102 title '',\
'MADatNLO.HwU' index 85 using (($1+$2)/2):($3 < 0 ? sqrt(-1) : $3):4 w yerrorbar ls 2 title '',\
'MADatNLO.HwU' index 85 using (($1+$2)/2):($3 < 0 ? sqrt(-1) : $3) ls 2 title 'LO|#1, central value, dynamical\_scale\_choice=10',\
'MADatNLO.HwU' index 84 using (($1+$2)/2):($3 >= 0 ? sqrt(-1) : abs($3)):4 w yerrorbar ls 101 title '',\
'MADatNLO.HwU' index 84 using (($1+$2)/2):($3 >= 0 ? sqrt(-1) : abs($3)) ls 101 title '',\
'MADatNLO.HwU' index 84 using (($1+$2)/2):($3 < 0 ? sqrt(-1) : $3):4 w yerrorbar ls 1 title '',\
'MADatNLO.HwU' index 84 using (($1+$2)/2):($3 < 0 ? sqrt(-1) : $3) ls 1 title 'NLO|#1, central value, dynamical\_scale\_choice=10'
#-- rendering subhistograms 'Relative scale and PDF uncertainty'
unset label
unset format
set yrange [-3.4142e-02:3.2983e-02]
set origin 0.0000e+00, 3.5000e-01
set size 1.0000e+00, 1.5000e-01
set mytics 2
set ytics auto
set format x ''
unset logscale y
set ylabel "NLO|#1 rel.unc."
set label "Relative uncertainties w.r.t. central values" font ",9" front at graph 0.03, graph 0.13
plot \
'MADatNLO.HwU' index 87 using (($1+$2)/2):(safe($7,$3,1.0)-1.0) ls 14 title '',\
'MADatNLO.HwU' index 87 using (($1+$2)/2):(safe($6,$3,1.0)-1.0) ls 14 title '',\
'MADatNLO.HwU' index 86 using (($1+$2)/2):(safe($7,$3,1.0)-1.0) ls 13 title '',\
'MADatNLO.HwU' index 86 using (($1+$2)/2):(safe($6,$3,1.0)-1.0) ls 13 title '',\
'MADatNLO.HwU' index 85 using (($1+$2)/2):(safe($7,$3,1.0)-1.0) ls 12 title '',\
'MADatNLO.HwU' index 85 using (($1+$2)/2):(safe($6,$3,1.0)-1.0) ls 12 title '',\
'MADatNLO.HwU' index 84 using (($1+$2)/2):(safe($7,$3,1.0)-1.0) ls 11 title '',\
'MADatNLO.HwU' index 84 using (($1+$2)/2):(safe($6,$3,1.0)-1.0) ls 11 title '',\
0.0 ls 999 title '',\
'MADatNLO.HwU' index 87 using (($1+$2)/2):(0.0):(safe($4,$3,0.0)) w yerrorbar ls 4 title '',\
'MADatNLO.HwU' index 87 using (($1+$2)/2):(safe($5,$3,1.0)-1.0) ls 4 title '',\
'MADatNLO.HwU' index 86 using (($1+$2)/2):(0.0):(safe($4,$3,0.0)) w yerrorbar ls 3 title '',\
'MADatNLO.HwU' index 86 using (($1+$2)/2):(safe($5,$3,1.0)-1.0) ls 3 title '',\
'MADatNLO.HwU' index 85 using (($1+$2)/2):(0.0):(safe($4,$3,0.0)) w yerrorbar ls 2 title '',\
'MADatNLO.HwU' index 85 using (($1+$2)/2):(safe($5,$3,1.0)-1.0) ls 2 title '',\
'MADatNLO.HwU' index 84 using (($1+$2)/2):(0.0):(safe($4,$3,0.0)) w yerrorbar ls 1 title '',\
'MADatNLO.HwU' index 84 using (($1+$2)/2):(safe($5,$3,1.0)-1.0) ls 1 title ''
#-- rendering subhistograms '(LO|#1LOAA|#1TOT|#1)/(NLO|#1 central value) ratio'
unset label
unset format
set yrange [-1.3898e+01:2.2153e+01]
set origin 0.0000e+00, 2.0000e-01
set size 1.0000e+00, 1.5000e-01
set mytics 2
set ytics auto
set format x
unset logscale y
set ylabel "ratio w.r.t. NLO|#1"
set label "(LO|#1LOAA|#1TOT|#1)/(NLO|#1 central value)" font ",9" at graph 0.03, graph 0.13
plot \
1.0 ls 999 title '',\
'MADatNLO.HwU' index 90 using (($1+$2)/2):7 ls 14 title '',\
'MADatNLO.HwU' index 90 using (($1+$2)/2):6 ls 14 title '',\
'MADatNLO.HwU' index 89 using (($1+$2)/2):7 ls 13 title '',\
'MADatNLO.HwU' index 89 using (($1+$2)/2):6 ls 13 title '',\
'MADatNLO.HwU' index 88 using (($1+$2)/2):7 ls 12 title '',\
'MADatNLO.HwU' index 88 using (($1+$2)/2):6 ls 12 title '',\
'MADatNLO.HwU' index 90 using (($1+$2)/2):5 ls 4 title '',\
'MADatNLO.HwU' index 90 using (($1+$2)/2):3:4 w yerrorbar ls 4 title '',\
'MADatNLO.HwU' index 90 using (($1+$2)/2):3 ls 4 title '',\
'MADatNLO.HwU' index 89 using (($1+$2)/2):5 ls 3 title '',\
'MADatNLO.HwU' index 89 using (($1+$2)/2):3:4 w yerrorbar ls 3 title '',\
'MADatNLO.HwU' index 89 using (($1+$2)/2):3 ls 3 title '',\
'MADatNLO.HwU' index 88 using (($1+$2)/2):5 ls 2 title '',\
'MADatNLO.HwU' index 88 using (($1+$2)/2):3:4 w yerrorbar ls 2 title '',\
'MADatNLO.HwU' index 88 using (($1+$2)/2):3 ls 2 title ''

unset label

################################################################################

################################################################################
### Rendering of the plot titled '2mu2top rap'
################################################################################

set multiplot
set label "2mu2top rap" font ",13" at graph 0.04, graph 1.05
set xrange [-3.0000e+00:3.0000e+00]
set bmargin 0 
set tmargin 0
set xtics nomirror
set ytics nomirror
set mytics 10
set xtics auto
set key horizontal noreverse maxcols 1 width -4 
set label front 'MadGraph5\_aMC\@NLO' font "Courier,11" rotate by 90 at graph 1.02, graph 0.04

#-- rendering subhistograms 'NLO|#1 and LO|#1 results'

set format y '10^{%T}'
set yrange [6.2237e-10:8.5108e-03]
set origin 0.0000e+00, 5.0000e-01
set size 1.0000e+00, 4.0000e-01
set mytics 10
set ytics auto
set format x ''
set logscale y
set ylabel "{/Symbol s} per bin [pb]"

plot \
sqrt(-1) ls 14 title 'TOT|#1, scale variation',\
sqrt(-1) ls 13 title 'LOAA|#1, scale variation',\
sqrt(-1) ls 12 title 'LO|#1, scale variation',\
sqrt(-1) ls 11 title 'NLO|#1, scale variation',\
'MADatNLO.HwU' index 94 using (($1+$2)/2):($3 >= 0 ? sqrt(-1) : abs($3)):4 w yerrorbar ls 104 title '',\
'MADatNLO.HwU' index 94 using (($1+$2)/2):($3 >= 0 ? sqrt(-1) : abs($3)) ls 104 title '',\
'MADatNLO.HwU' index 94 using (($1+$2)/2):($3 < 0 ? sqrt(-1) : $3):4 w yerrorbar ls 4 title '',\
'MADatNLO.HwU' index 94 using (($1+$2)/2):($3 < 0 ? sqrt(-1) : $3) ls 4 title 'TOT|#1, central value, dynamical\_scale\_choice=10',\
'MADatNLO.HwU' index 93 using (($1+$2)/2):($3 >= 0 ? sqrt(-1) : abs($3)):4 w yerrorbar ls 103 title '',\
'MADatNLO.HwU' index 93 using (($1+$2)/2):($3 >= 0 ? sqrt(-1) : abs($3)) ls 103 title '',\
'MADatNLO.HwU' index 93 using (($1+$2)/2):($3 < 0 ? sqrt(-1) : $3):4 w yerrorbar ls 3 title '',\
'MADatNLO.HwU' index 93 using (($1+$2)/2):($3 < 0 ? sqrt(-1) : $3) ls 3 title 'LOAA|#1, central value, dynamical\_scale\_choice=10',\
'MADatNLO.HwU' index 92 using (($1+$2)/2):($3 >= 0 ? sqrt(-1) : abs($3)):4 w yerrorbar ls 102 title '',\
'MADatNLO.HwU' index 92 using (($1+$2)/2):($3 >= 0 ? sqrt(-1) : abs($3)) ls 102 title '',\
'MADatNLO.HwU' index 92 using (($1+$2)/2):($3 < 0 ? sqrt(-1) : $3):4 w yerrorbar ls 2 title '',\
'MADatNLO.HwU' index 92 using (($1+$2)/2):($3 < 0 ? sqrt(-1) : $3) ls 2 title 'LO|#1, central value, dynamical\_scale\_choice=10',\
'MADatNLO.HwU' index 91 using (($1+$2)/2):($3 >= 0 ? sqrt(-1) : abs($3)):4 w yerrorbar ls 101 title '',\
'MADatNLO.HwU' index 91 using (($1+$2)/2):($3 >= 0 ? sqrt(-1) : abs($3)) ls 101 title '',\
'MADatNLO.HwU' index 91 using (($1+$2)/2):($3 < 0 ? sqrt(-1) : $3):4 w yerrorbar ls 1 title '',\
'MADatNLO.HwU' index 91 using (($1+$2)/2):($3 < 0 ? sqrt(-1) : $3) ls 1 title 'NLO|#1, central value, dynamical\_scale\_choice=10'
#-- rendering subhistograms 'Relative scale and PDF uncertainty'
unset label
unset format
set yrange [-2.3254e-01:2.3115e-01]
set origin 0.0000e+00, 3.5000e-01
set size 1.0000e+00, 1.5000e-01
set mytics 2
set ytics auto
set format x ''
unset logscale y
set ylabel "NLO|#1 rel.unc."
set label "Relative uncertainties w.r.t. central values" font ",9" front at graph 0.03, graph 0.13
plot \
'MADatNLO.HwU' index 94 using (($1+$2)/2):(safe($7,$3,1.0)-1.0) ls 14 title '',\
'MADatNLO.HwU' index 94 using (($1+$2)/2):(safe($6,$3,1.0)-1.0) ls 14 title '',\
'MADatNLO.HwU' index 93 using (($1+$2)/2):(safe($7,$3,1.0)-1.0) ls 13 title '',\
'MADatNLO.HwU' index 93 using (($1+$2)/2):(safe($6,$3,1.0)-1.0) ls 13 title '',\
'MADatNLO.HwU' index 92 using (($1+$2)/2):(safe($7,$3,1.0)-1.0) ls 12 title '',\
'MADatNLO.HwU' index 92 using (($1+$2)/2):(safe($6,$3,1.0)-1.0) ls 12 title '',\
'MADatNLO.HwU' index 91 using (($1+$2)/2):(safe($7,$3,1.0)-1.0) ls 11 title '',\
'MADatNLO.HwU' index 91 using (($1+$2)/2):(safe($6,$3,1.0)-1.0) ls 11 title '',\
0.0 ls 999 title '',\
'MADatNLO.HwU' index 94 using (($1+$2)/2):(0.0):(safe($4,$3,0.0)) w yerrorbar ls 4 title '',\
'MADatNLO.HwU' index 94 using (($1+$2)/2):(safe($5,$3,1.0)-1.0) ls 4 title '',\
'MADatNLO.HwU' index 93 using (($1+$2)/2):(0.0):(safe($4,$3,0.0)) w yerrorbar ls 3 title '',\
'MADatNLO.HwU' index 93 using (($1+$2)/2):(safe($5,$3,1.0)-1.0) ls 3 title '',\
'MADatNLO.HwU' index 92 using (($1+$2)/2):(0.0):(safe($4,$3,0.0)) w yerrorbar ls 2 title '',\
'MADatNLO.HwU' index 92 using (($1+$2)/2):(safe($5,$3,1.0)-1.0) ls 2 title '',\
'MADatNLO.HwU' index 91 using (($1+$2)/2):(0.0):(safe($4,$3,0.0)) w yerrorbar ls 1 title '',\
'MADatNLO.HwU' index 91 using (($1+$2)/2):(safe($5,$3,1.0)-1.0) ls 1 title ''
#-- rendering subhistograms '(LO|#1LOAA|#1TOT|#1)/(NLO|#1 central value) ratio'
unset label
unset format
set yrange [-1.0890e+01:8.0471e+00]
set origin 0.0000e+00, 2.0000e-01
set size 1.0000e+00, 1.5000e-01
set mytics 2
set ytics auto
set format x
unset logscale y
set ylabel "ratio w.r.t. NLO|#1"
set label "(LO|#1LOAA|#1TOT|#1)/(NLO|#1 central value)" font ",9" at graph 0.03, graph 0.13
plot \
1.0 ls 999 title '',\
'MADatNLO.HwU' index 97 using (($1+$2)/2):7 ls 14 title '',\
'MADatNLO.HwU' index 97 using (($1+$2)/2):6 ls 14 title '',\
'MADatNLO.HwU' index 96 using (($1+$2)/2):7 ls 13 title '',\
'MADatNLO.HwU' index 96 using (($1+$2)/2):6 ls 13 title '',\
'MADatNLO.HwU' index 95 using (($1+$2)/2):7 ls 12 title '',\
'MADatNLO.HwU' index 95 using (($1+$2)/2):6 ls 12 title '',\
'MADatNLO.HwU' index 97 using (($1+$2)/2):5 ls 4 title '',\
'MADatNLO.HwU' index 97 using (($1+$2)/2):3:4 w yerrorbar ls 4 title '',\
'MADatNLO.HwU' index 97 using (($1+$2)/2):3 ls 4 title '',\
'MADatNLO.HwU' index 96 using (($1+$2)/2):5 ls 3 title '',\
'MADatNLO.HwU' index 96 using (($1+$2)/2):3:4 w yerrorbar ls 3 title '',\
'MADatNLO.HwU' index 96 using (($1+$2)/2):3 ls 3 title '',\
'MADatNLO.HwU' index 95 using (($1+$2)/2):5 ls 2 title '',\
'MADatNLO.HwU' index 95 using (($1+$2)/2):3:4 w yerrorbar ls 2 title '',\
'MADatNLO.HwU' index 95 using (($1+$2)/2):3 ls 2 title ''

unset label

################################################################################

################################################################################
### Rendering of the plot titled '2mu2top pt'
################################################################################

set multiplot
set label "2mu2top pt" font ",13" at graph 0.04, graph 1.05
set xrange [0.0000e+00:1.5000e+03]
set bmargin 0 
set tmargin 0
set xtics nomirror
set ytics nomirror
set mytics 10
set xtics auto
set key horizontal noreverse maxcols 1 width -4 
set label front 'MadGraph5\_aMC\@NLO' font "Courier,11" rotate by 90 at graph 1.02, graph 0.04

#-- rendering subhistograms 'NLO|#1 and LO|#1 results'

set format y '10^{%T}'
set yrange [2.8319e-07:6.3751e-02]
set origin 0.0000e+00, 5.0000e-01
set size 1.0000e+00, 4.0000e-01
set mytics 10
set ytics auto
set format x ''
set logscale y
set ylabel "{/Symbol s} per bin [pb]"

plot \
sqrt(-1) ls 14 title 'TOT|#1, scale variation',\
sqrt(-1) ls 13 title 'LOAA|#1, scale variation',\
sqrt(-1) ls 12 title 'LO|#1, scale variation',\
sqrt(-1) ls 11 title 'NLO|#1, scale variation',\
'MADatNLO.HwU' index 101 using (($1+$2)/2):($3 >= 0 ? sqrt(-1) : abs($3)):4 w yerrorbar ls 104 title '',\
'MADatNLO.HwU' index 101 using (($1+$2)/2):($3 >= 0 ? sqrt(-1) : abs($3)) ls 104 title '',\
'MADatNLO.HwU' index 101 using (($1+$2)/2):($3 < 0 ? sqrt(-1) : $3):4 w yerrorbar ls 4 title '',\
'MADatNLO.HwU' index 101 using (($1+$2)/2):($3 < 0 ? sqrt(-1) : $3) ls 4 title 'TOT|#1, central value, dynamical\_scale\_choice=10',\
'MADatNLO.HwU' index 100 using (($1+$2)/2):($3 >= 0 ? sqrt(-1) : abs($3)):4 w yerrorbar ls 103 title '',\
'MADatNLO.HwU' index 100 using (($1+$2)/2):($3 >= 0 ? sqrt(-1) : abs($3)) ls 103 title '',\
'MADatNLO.HwU' index 100 using (($1+$2)/2):($3 < 0 ? sqrt(-1) : $3):4 w yerrorbar ls 3 title '',\
'MADatNLO.HwU' index 100 using (($1+$2)/2):($3 < 0 ? sqrt(-1) : $3) ls 3 title 'LOAA|#1, central value, dynamical\_scale\_choice=10',\
'MADatNLO.HwU' index 99 using (($1+$2)/2):($3 >= 0 ? sqrt(-1) : abs($3)):4 w yerrorbar ls 102 title '',\
'MADatNLO.HwU' index 99 using (($1+$2)/2):($3 >= 0 ? sqrt(-1) : abs($3)) ls 102 title '',\
'MADatNLO.HwU' index 99 using (($1+$2)/2):($3 < 0 ? sqrt(-1) : $3):4 w yerrorbar ls 2 title '',\
'MADatNLO.HwU' index 99 using (($1+$2)/2):($3 < 0 ? sqrt(-1) : $3) ls 2 title 'LO|#1, central value, dynamical\_scale\_choice=10',\
'MADatNLO.HwU' index 98 using (($1+$2)/2):($3 >= 0 ? sqrt(-1) : abs($3)):4 w yerrorbar ls 101 title '',\
'MADatNLO.HwU' index 98 using (($1+$2)/2):($3 >= 0 ? sqrt(-1) : abs($3)) ls 101 title '',\
'MADatNLO.HwU' index 98 using (($1+$2)/2):($3 < 0 ? sqrt(-1) : $3):4 w yerrorbar ls 1 title '',\
'MADatNLO.HwU' index 98 using (($1+$2)/2):($3 < 0 ? sqrt(-1) : $3) ls 1 title 'NLO|#1, central value, dynamical\_scale\_choice=10'
#-- rendering subhistograms 'Relative scale and PDF uncertainty'
unset label
unset format
set yrange [-1.9531e-02:2.1503e-02]
set origin 0.0000e+00, 3.5000e-01
set size 1.0000e+00, 1.5000e-01
set mytics 2
set ytics auto
set format x ''
unset logscale y
set ylabel "NLO|#1 rel.unc."
set label "Relative uncertainties w.r.t. central values" font ",9" front at graph 0.03, graph 0.13
plot \
'MADatNLO.HwU' index 101 using (($1+$2)/2):(safe($7,$3,1.0)-1.0) ls 14 title '',\
'MADatNLO.HwU' index 101 using (($1+$2)/2):(safe($6,$3,1.0)-1.0) ls 14 title '',\
'MADatNLO.HwU' index 100 using (($1+$2)/2):(safe($7,$3,1.0)-1.0) ls 13 title '',\
'MADatNLO.HwU' index 100 using (($1+$2)/2):(safe($6,$3,1.0)-1.0) ls 13 title '',\
'MADatNLO.HwU' index 99 using (($1+$2)/2):(safe($7,$3,1.0)-1.0) ls 12 title '',\
'MADatNLO.HwU' index 99 using (($1+$2)/2):(safe($6,$3,1.0)-1.0) ls 12 title '',\
'MADatNLO.HwU' index 98 using (($1+$2)/2):(safe($7,$3,1.0)-1.0) ls 11 title '',\
'MADatNLO.HwU' index 98 using (($1+$2)/2):(safe($6,$3,1.0)-1.0) ls 11 title '',\
0.0 ls 999 title '',\
'MADatNLO.HwU' index 101 using (($1+$2)/2):(0.0):(safe($4,$3,0.0)) w yerrorbar ls 4 title '',\
'MADatNLO.HwU' index 101 using (($1+$2)/2):(safe($5,$3,1.0)-1.0) ls 4 title '',\
'MADatNLO.HwU' index 100 using (($1+$2)/2):(0.0):(safe($4,$3,0.0)) w yerrorbar ls 3 title '',\
'MADatNLO.HwU' index 100 using (($1+$2)/2):(safe($5,$3,1.0)-1.0) ls 3 title '',\
'MADatNLO.HwU' index 99 using (($1+$2)/2):(0.0):(safe($4,$3,0.0)) w yerrorbar ls 2 title '',\
'MADatNLO.HwU' index 99 using (($1+$2)/2):(safe($5,$3,1.0)-1.0) ls 2 title '',\
'MADatNLO.HwU' index 98 using (($1+$2)/2):(0.0):(safe($4,$3,0.0)) w yerrorbar ls 1 title '',\
'MADatNLO.HwU' index 98 using (($1+$2)/2):(safe($5,$3,1.0)-1.0) ls 1 title ''
#-- rendering subhistograms '(LO|#1LOAA|#1TOT|#1)/(NLO|#1 central value) ratio'
unset label
unset format
set yrange [-6.9406e-01:2.6259e+00]
set origin 0.0000e+00, 2.0000e-01
set size 1.0000e+00, 1.5000e-01
set mytics 2
set ytics auto
set format x
unset logscale y
set ylabel "ratio w.r.t. NLO|#1"
set label "(LO|#1LOAA|#1TOT|#1)/(NLO|#1 central value)" font ",9" at graph 0.03, graph 0.13
plot \
1.0 ls 999 title '',\
'MADatNLO.HwU' index 104 using (($1+$2)/2):7 ls 14 title '',\
'MADatNLO.HwU' index 104 using (($1+$2)/2):6 ls 14 title '',\
'MADatNLO.HwU' index 103 using (($1+$2)/2):7 ls 13 title '',\
'MADatNLO.HwU' index 103 using (($1+$2)/2):6 ls 13 title '',\
'MADatNLO.HwU' index 102 using (($1+$2)/2):7 ls 12 title '',\
'MADatNLO.HwU' index 102 using (($1+$2)/2):6 ls 12 title '',\
'MADatNLO.HwU' index 104 using (($1+$2)/2):5 ls 4 title '',\
'MADatNLO.HwU' index 104 using (($1+$2)/2):3:4 w yerrorbar ls 4 title '',\
'MADatNLO.HwU' index 104 using (($1+$2)/2):3 ls 4 title '',\
'MADatNLO.HwU' index 103 using (($1+$2)/2):5 ls 3 title '',\
'MADatNLO.HwU' index 103 using (($1+$2)/2):3:4 w yerrorbar ls 3 title '',\
'MADatNLO.HwU' index 103 using (($1+$2)/2):3 ls 3 title '',\
'MADatNLO.HwU' index 102 using (($1+$2)/2):5 ls 2 title '',\
'MADatNLO.HwU' index 102 using (($1+$2)/2):3:4 w yerrorbar ls 2 title '',\
'MADatNLO.HwU' index 102 using (($1+$2)/2):3 ls 2 title ''

unset label

################################################################################
unset multiplot
!ps2pdf "MADatNLO.ps" &> /dev/null
